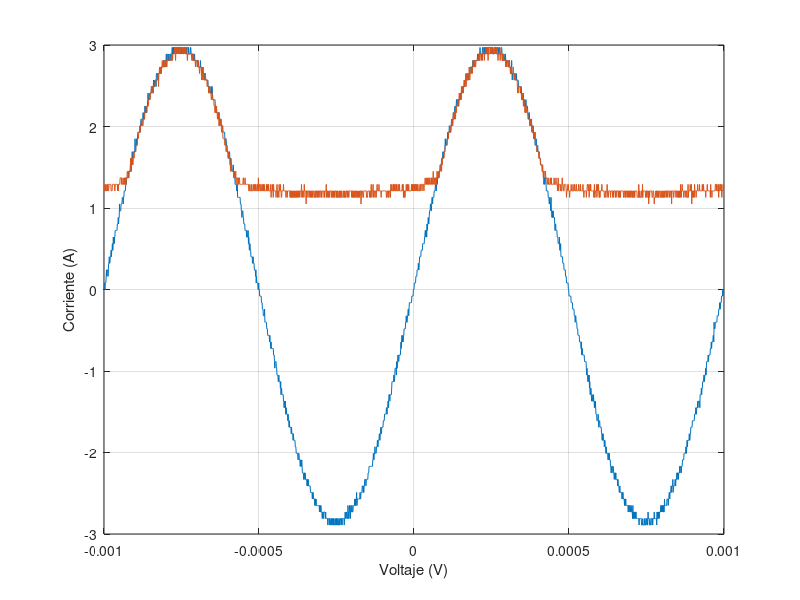

This chart was generated by the following MATLAB code:
t=[-1.00E-03
-9.99E-04
-9.98E-04
-9.97E-04
-9.96E-04
-9.95E-04
-9.94E-04
-9.93E-04
-9.92E-04
-9.91E-04
-9.90E-04
-9.89E-04
-9.88E-04
-9.87E-04
-9.86E-04
-9.85E-04
-9.84E-04
-9.83E-04
-9.82E-04
-9.81E-04
-9.80E-04
-9.79E-04
-9.78E-04
-9.77E-04
-9.76E-04
-9.75E-04
-9.74E-04
-9.73E-04
-9.72E-04
-9.71E-04
-9.70E-04
-9.69E-04
-9.68E-04
-9.67E-04
-9.66E-04
-9.65E-04
-9.64E-04
-9.63E-04
-9.62E-04
-9.61E-04
-9.60E-04
-9.59E-04
-9.58E-04
-9.57E-04
-9.56E-04
-9.55E-04
-9.54E-04
-9.53E-04
-9.52E-04
-9.51E-04
-9.50E-04
-9.49E-04
-9.48E-04
-9.47E-04
-9.46E-04
-9.45E-04
-9.44E-04
-9.43E-04
-9.42E-04
-9.41E-04
-9.40E-04
-9.39E-04
-9.38E-04
-9.37E-04
-9.36E-04
-9.35E-04
-9.34E-04
-9.33E-04
-9.32E-04
-9.31E-04
-9.30E-04
-9.29E-04
-9.28E-04
-9.27E-04
-9.26E-04
-9.25E-04
-9.24E-04
-9.23E-04
-9.22E-04
-9.21E-04
-9.20E-04
-9.19E-04
-9.18E-04
-9.17E-04
-9.16E-04
-9.15E-04
-9.14E-04
-9.13E-04
-9.12E-04
-9.11E-04
-9.10E-04
-9.09E-04
-9.08E-04
-9.07E-04
-9.06E-04
-9.05E-04
-9.04E-04
-9.03E-04
-9.02E-04
-9.01E-04
-9.00E-04
-8.99E-04
-8.98E-04
-8.97E-04
-8.96E-04
-8.95E-04
-8.94E-04
-8.93E-04
-8.92E-04
-8.91E-04
-8.90E-04
-8.89E-04
-8.88E-04
-8.87E-04
-8.86E-04
-8.85E-04
-8.84E-04
-8.83E-04
-8.82E-04
-8.81E-04
-8.80E-04
-8.79E-04
-8.78E-04
-8.77E-04
-8.76E-04
-8.75E-04
-8.74E-04
-8.73E-04
-8.72E-04
-8.71E-04
-8.70E-04
-8.69E-04
-8.68E-04
-8.67E-04
-8.66E-04
-8.65E-04
-8.64E-04
-8.63E-04
-8.62E-04
-8.61E-04
-8.60E-04
-8.59E-04
-8.58E-04
-8.57E-04
-8.56E-04
-8.55E-04
-8.54E-04
-8.53E-04
-8.52E-04
-8.51E-04
-8.50E-04
-8.49E-04
-8.48E-04
-8.47E-04
-8.46E-04
-8.45E-04
-8.44E-04
-8.43E-04
-8.42E-04
-8.41E-04
-8.40E-04
-8.39E-04
-8.38E-04
-8.37E-04
-8.36E-04
-8.35E-04
-8.34E-04
-8.33E-04
-8.32E-04
-8.31E-04
-8.30E-04
-8.29E-04
-8.28E-04
-8.27E-04
-8.26E-04
-8.25E-04
-8.24E-04
-8.23E-04
-8.22E-04
-8.21E-04
-8.20E-04
-8.19E-04
-8.18E-04
-8.17E-04
-8.16E-04
-8.15E-04
-8.14E-04
-8.13E-04
-8.12E-04
-8.11E-04
-8.10E-04
-8.09E-04
-8.08E-04
-8.07E-04
-8.06E-04
-8.05E-04
-8.04E-04
-8.03E-04
-8.02E-04
-8.01E-04
-8.00E-04
-7.99E-04
-7.98E-04
-7.97E-04
-7.96E-04
-7.95E-04
-7.94E-04
-7.93E-04
-7.92E-04
-7.91E-04
-7.90E-04
-7.89E-04
-7.88E-04
-7.87E-04
-7.86E-04
-7.85E-04
-7.84E-04
-7.83E-04
-7.82E-04
-7.81E-04
-7.80E-04
-7.79E-04
-7.78E-04
-7.77E-04
-7.76E-04
-7.75E-04
-7.74E-04
-7.73E-04
-7.72E-04
-7.71E-04
-7.70E-04
-7.69E-04
-7.68E-04
-7.67E-04
-7.66E-04
-7.65E-04
-7.64E-04
-7.63E-04
-7.62E-04
-7.61E-04
-7.60E-04
-7.59E-04
-7.58E-04
-7.57E-04
-7.56E-04
-7.55E-04
-7.54E-04
-7.53E-04
-7.52E-04
-7.51E-04
-7.50E-04
-7.49E-04
-7.48E-04
-7.47E-04
-7.46E-04
-7.45E-04
-7.44E-04
-7.43E-04
-7.42E-04
-7.41E-04
-7.40E-04
-7.39E-04
-7.38E-04
-7.37E-04
-7.36E-04
-7.35E-04
-7.34E-04
-7.33E-04
-7.32E-04
-7.31E-04
-7.30E-04
-7.29E-04
-7.28E-04
-7.27E-04
-7.26E-04
-7.25E-04
-7.24E-04
-7.23E-04
-7.22E-04
-7.21E-04
-7.20E-04
-7.19E-04
-7.18E-04
-7.17E-04
-7.16E-04
-7.15E-04
-7.14E-04
-7.13E-04
-7.12E-04
-7.11E-04
-7.10E-04
-7.09E-04
-7.08E-04
-7.07E-04
-7.06E-04
-7.05E-04
-7.04E-04
-7.03E-04
-7.02E-04
-7.01E-04
-7.00E-04
-6.99E-04
-6.98E-04
-6.97E-04
-6.96E-04
-6.95E-04
-6.94E-04
-6.93E-04
-6.92E-04
-6.91E-04
-6.90E-04
-6.89E-04
-6.88E-04
-6.87E-04
-6.86E-04
-6.85E-04
-6.84E-04
-6.83E-04
-6.82E-04
-6.81E-04
-6.80E-04
-6.79E-04
-6.78E-04
-6.77E-04
-6.76E-04
-6.75E-04
-6.74E-04
-6.73E-04
-6.72E-04
-6.71E-04
-6.70E-04
-6.69E-04
-6.68E-04
-6.67E-04
-6.66E-04
-6.65E-04
-6.64E-04
-6.63E-04
-6.62E-04
-6.61E-04
-6.60E-04
-6.59E-04
-6.58E-04
-6.57E-04
-6.56E-04
-6.55E-04
-6.54E-04
-6.53E-04
-6.52E-04
-6.51E-04
-6.50E-04
-6.49E-04
-6.48E-04
-6.47E-04
-6.46E-04
-6.45E-04
-6.44E-04
-6.43E-04
-6.42E-04
-6.41E-04
-6.40E-04
-6.39E-04
-6.38E-04
-6.37E-04
-6.36E-04
-6.35E-04
-6.34E-04
-6.33E-04
-6.32E-04
-6.31E-04
-6.30E-04
-6.29E-04
-6.28E-04
-6.27E-04
-6.26E-04
-6.25E-04
-6.24E-04
-6.23E-04
-6.22E-04
-6.21E-04
-6.20E-04
-6.19E-04
-6.18E-04
-6.17E-04
-6.16E-04
-6.15E-04
-6.14E-04
-6.13E-04
-6.12E-04
-6.11E-04
-6.10E-04
-6.09E-04
-6.08E-04
-6.07E-04
-6.06E-04
-6.05E-04
-6.04E-04
-6.03E-04
-6.02E-04
-6.01E-04
-6.00E-04
-5.99E-04
-5.98E-04
-5.97E-04
-5.96E-04
-5.95E-04
-5.94E-04
-5.93E-04
-5.92E-04
-5.91E-04
-5.90E-04
-5.89E-04
-5.88E-04
-5.87E-04
-5.86E-04
-5.85E-04
-5.84E-04
-5.83E-04
-5.82E-04
-5.81E-04
-5.80E-04
-5.79E-04
-5.78E-04
-5.77E-04
-5.76E-04
-5.75E-04
-5.74E-04
-5.73E-04
-5.72E-04
-5.71E-04
-5.70E-04
-5.69E-04
-5.68E-04
-5.67E-04
-5.66E-04
-5.65E-04
-5.64E-04
-5.63E-04
-5.62E-04
-5.61E-04
-5.60E-04
-5.59E-04
-5.58E-04
-5.57E-04
-5.56E-04
-5.55E-04
-5.54E-04
-5.53E-04
-5.52E-04
-5.51E-04
-5.50E-04
-5.49E-04
-5.48E-04
-5.47E-04
-5.46E-04
-5.45E-04
-5.44E-04
-5.43E-04
-5.42E-04
-5.41E-04
-5.40E-04
-5.39E-04
-5.38E-04
-5.37E-04
-5.36E-04
-5.35E-04
-5.34E-04
-5.33E-04
-5.32E-04
-5.31E-04
-5.30E-04
-5.29E-04
-5.28E-04
-5.27E-04
-5.26E-04
-5.25E-04
-5.24E-04
-5.23E-04
-5.22E-04
-5.21E-04
-5.20E-04
-5.19E-04
-5.18E-04
-5.17E-04
-5.16E-04
-5.15E-04
-5.14E-04
-5.13E-04
-5.12E-04
-5.11E-04
-5.10E-04
-5.09E-04
-5.08E-04
-5.07E-04
-5.06E-04
-5.05E-04
-5.04E-04
-5.03E-04
-5.02E-04
-5.01E-04
-5.00E-04
-4.99E-04
-4.98E-04
-4.97E-04
-4.96E-04
-4.95E-04
-4.94E-04
-4.93E-04
-4.92E-04
-4.91E-04
-4.90E-04
-4.89E-04
-4.88E-04
-4.87E-04
-4.86E-04
-4.85E-04
-4.84E-04
-4.83E-04
-4.82E-04
-4.81E-04
-4.80E-04
-4.79E-04
-4.78E-04
-4.77E-04
-4.76E-04
-4.75E-04
-4.74E-04
-4.73E-04
-4.72E-04
-4.71E-04
-4.70E-04
-4.69E-04
-4.68E-04
-4.67E-04
-4.66E-04
-4.65E-04
-4.64E-04
-4.63E-04
-4.62E-04
-4.61E-04
-4.60E-04
-4.59E-04
-4.58E-04
-4.57E-04
-4.56E-04
-4.55E-04
-4.54E-04
-4.53E-04
-4.52E-04
-4.51E-04
-4.50E-04
-4.49E-04
-4.48E-04
-4.47E-04
-4.46E-04
-4.45E-04
-4.44E-04
-4.43E-04
-4.42E-04
-4.41E-04
-4.40E-04
-4.39E-04
-4.38E-04
-4.37E-04
-4.36E-04
-4.35E-04
-4.34E-04
-4.33E-04
-4.32E-04
-4.31E-04
-4.30E-04
-4.29E-04
-4.28E-04
-4.27E-04
-4.26E-04
-4.25E-04
-4.24E-04
-4.23E-04
-4.22E-04
-4.21E-04
-4.20E-04
-4.19E-04
-4.18E-04
-4.17E-04
-4.16E-04
-4.15E-04
-4.14E-04
-4.13E-04
-4.12E-04
-4.11E-04
-4.10E-04
-4.09E-04
-4.08E-04
-4.07E-04
-4.06E-04
-4.05E-04
-4.04E-04
-4.03E-04
-4.02E-04
-4.01E-04
-4.00E-04
-3.99E-04
-3.98E-04
-3.97E-04
-3.96E-04
-3.95E-04
-3.94E-04
-3.93E-04
-3.92E-04
-3.91E-04
-3.90E-04
-3.89E-04
-3.88E-04
-3.87E-04
-3.86E-04
-3.85E-04
-3.84E-04
-3.83E-04
-3.82E-04
-3.81E-04
-3.80E-04
-3.79E-04
-3.78E-04
-3.77E-04
-3.76E-04
-3.75E-04
-3.74E-04
-3.73E-04
-3.72E-04
-3.71E-04
-3.70E-04
-3.69E-04
-3.68E-04
-3.67E-04
-3.66E-04
-3.65E-04
-3.64E-04
-3.63E-04
-3.62E-04
-3.61E-04
-3.60E-04
-3.59E-04
-3.58E-04
-3.57E-04
-3.56E-04
-3.55E-04
-3.54E-04
-3.53E-04
-3.52E-04
-3.51E-04
-3.50E-04
-3.49E-04
-3.48E-04
-3.47E-04
-3.46E-04
-3.45E-04
-3.44E-04
-3.43E-04
-3.42E-04
-3.41E-04
-3.40E-04
-3.39E-04
-3.38E-04
-3.37E-04
-3.36E-04
-3.35E-04
-3.34E-04
-3.33E-04
-3.32E-04
-3.31E-04
-3.30E-04
-3.29E-04
-3.28E-04
-3.27E-04
-3.26E-04
-3.25E-04
-3.24E-04
-3.23E-04
-3.22E-04
-3.21E-04
-3.20E-04
-3.19E-04
-3.18E-04
-3.17E-04
-3.16E-04
-3.15E-04
-3.14E-04
-3.13E-04
-3.12E-04
-3.11E-04
-3.10E-04
-3.09E-04
-3.08E-04
-3.07E-04
-3.06E-04
-3.05E-04
-3.04E-04
-3.03E-04
-3.02E-04
-3.01E-04
-3.00E-04
-2.99E-04
-2.98E-04
-2.97E-04
-2.96E-04
-2.95E-04
-2.94E-04
-2.93E-04
-2.92E-04
-2.91E-04
-2.90E-04
-2.89E-04
-2.88E-04
-2.87E-04
-2.86E-04
-2.85E-04
-2.84E-04
-2.83E-04
-2.82E-04
-2.81E-04
-2.80E-04
-2.79E-04
-2.78E-04
-2.77E-04
-2.76E-04
-2.75E-04
-2.74E-04
-2.73E-04
-2.72E-04
-2.71E-04
-2.70E-04
-2.69E-04
-2.68E-04
-2.67E-04
-2.66E-04
-2.65E-04
-2.64E-04
-2.63E-04
-2.62E-04
-2.61E-04
-2.60E-04
-2.59E-04
-2.58E-04
-2.57E-04
-2.56E-04
-2.55E-04
-2.54E-04
-2.53E-04
-2.52E-04
-2.51E-04
-2.50E-04
-2.49E-04
-2.48E-04
-2.47E-04
-2.46E-04
-2.45E-04
-2.44E-04
-2.43E-04
-2.42E-04
-2.41E-04
-2.40E-04
-2.39E-04
-2.38E-04
-2.37E-04
-2.36E-04
-2.35E-04
-2.34E-04
-2.33E-04
-2.32E-04
-2.31E-04
-2.30E-04
-2.29E-04
-2.28E-04
-2.27E-04
-2.26E-04
-2.25E-04
-2.24E-04
-2.23E-04
-2.22E-04
-2.21E-04
-2.20E-04
-2.19E-04
-2.18E-04
-2.17E-04
-2.16E-04
-2.15E-04
-2.14E-04
-2.13E-04
-2.12E-04
-2.11E-04
-2.10E-04
-2.09E-04
-2.08E-04
-2.07E-04
-2.06E-04
-2.05E-04
-2.04E-04
-2.03E-04
-2.02E-04
-2.01E-04
-2.00E-04
-1.99E-04
-1.98E-04
-1.97E-04
-1.96E-04
-1.95E-04
-1.94E-04
-1.93E-04
-1.92E-04
-1.91E-04
-1.90E-04
-1.89E-04
-1.88E-04
-1.87E-04
-1.86E-04
-1.85E-04
-1.84E-04
-1.83E-04
-1.82E-04
-1.81E-04
-1.80E-04
-1.79E-04
-1.78E-04
-1.77E-04
-1.76E-04
-1.75E-04
-1.74E-04
-1.73E-04
-1.72E-04
-1.71E-04
-1.70E-04
-1.69E-04
-1.68E-04
-1.67E-04
-1.66E-04
-1.65E-04
-1.64E-04
-1.63E-04
-1.62E-04
-1.61E-04
-1.60E-04
-1.59E-04
-1.58E-04
-1.57E-04
-1.56E-04
-1.55E-04
-1.54E-04
-1.53E-04
-1.52E-04
-1.51E-04
-1.50E-04
-1.49E-04
-1.48E-04
-1.47E-04
-1.46E-04
-1.45E-04
-1.44E-04
-1.43E-04
-1.42E-04
-1.41E-04
-1.40E-04
-1.39E-04
-1.38E-04
-1.37E-04
-1.36E-04
-1.35E-04
-1.34E-04
-1.33E-04
-1.32E-04
-1.31E-04
-1.30E-04
-1.29E-04
-1.28E-04
-1.27E-04
-1.26E-04
-1.25E-04
-1.24E-04
-1.23E-04
-1.22E-04
-1.21E-04
-1.20E-04
-1.19E-04
-1.18E-04
-1.17E-04
-1.16E-04
-1.15E-04
-1.14E-04
-1.13E-04
-1.12E-04
-1.11E-04
-1.10E-04
-1.09E-04
-1.08E-04
-1.07E-04
-1.06E-04
-1.05E-04
-1.04E-04
-1.03E-04
-1.02E-04
-1.01E-04
-1.00E-04
-9.90E-05
-9.80E-05
-9.70E-05
-9.60E-05
-9.50E-05
-9.40E-05
-9.30E-05
-9.20E-05
-9.10E-05
-9.00E-05
-8.90E-05
-8.80E-05
-8.70E-05
-8.60E-05
-8.50E-05
-8.40E-05
-8.30E-05
-8.20E-05
-8.10E-05
-8.00E-05
-7.90E-05
-7.80E-05
-7.70E-05
-7.60E-05
-7.50E-05
-7.40E-05
-7.30E-05
-7.20E-05
-7.10E-05
-7.00E-05
-6.90E-05
-6.80E-05
-6.70E-05
-6.60E-05
-6.50E-05
-6.40E-05
-6.30E-05
-6.20E-05
-6.10E-05
-6.00E-05
-5.90E-05
-5.80E-05
-5.70E-05
-5.60E-05
-5.50E-05
-5.40E-05
-5.30E-05
-5.20E-05
-5.10E-05
-5.00E-05
-4.90E-05
-4.80E-05
-4.70E-05
-4.60E-05
-4.50E-05
-4.40E-05
-4.30E-05
-4.20E-05
-4.10E-05
-4.00E-05
-3.90E-05
-3.80E-05
-3.70E-05
-3.60E-05
-3.50E-05
-3.40E-05
-3.30E-05
-3.20E-05
-3.10E-05
-3.00E-05
-2.90E-05
-2.80E-05
-2.70E-05
-2.60E-05
-2.50E-05
-2.40E-05
-2.30E-05
-2.20E-05
-2.10E-05
-2.00E-05
-1.90E-05
-1.80E-05
-1.70E-05
-1.60E-05
-1.50E-05
-1.40E-05
-1.30E-05
-1.20E-05
-1.10E-05
-1.00E-05
-9.00E-06
-8.00E-06
-7.00E-06
-6.00E-06
-5.00E-06
-4.00E-06
-3.00E-06
-2.00E-06
-1.00E-06
0.00E+00
1.00E-06
2.00E-06
3.00E-06
4.00E-06
5.00E-06
6.00E-06
7.00E-06
8.00E-06
9.00E-06
1.00E-05
1.10E-05
1.20E-05
1.30E-05
1.40E-05
1.50E-05
1.60E-05
1.70E-05
1.80E-05
1.90E-05
2.00E-05
2.10E-05
2.20E-05
2.30E-05
2.40E-05
2.50E-05
2.60E-05
2.70E-05
2.80E-05
2.90E-05
3.00E-05
3.10E-05
3.20E-05
3.30E-05
3.40E-05
3.50E-05
3.60E-05
3.70E-05
3.80E-05
3.90E-05
4.00E-05
4.10E-05
4.20E-05
4.30E-05
4.40E-05
4.50E-05
4.60E-05
4.70E-05
4.80E-05
4.90E-05
5.00E-05
5.10E-05
5.20E-05
5.30E-05
5.40E-05
5.50E-05
5.60E-05
5.70E-05
5.80E-05
5.90E-05
6.00E-05
6.10E-05
6.20E-05
6.30E-05
6.40E-05
6.50E-05
6.60E-05
6.70E-05
6.80E-05
6.90E-05
7.00E-05
7.10E-05
7.20E-05
7.30E-05
7.40E-05
7.50E-05
7.60E-05
7.70E-05
7.80E-05
7.90E-05
8.00E-05
8.10E-05
8.20E-05
8.30E-05
8.40E-05
8.50E-05
8.60E-05
8.70E-05
8.80E-05
8.90E-05
9.00E-05
9.10E-05
9.20E-05
9.30E-05
9.40E-05
9.50E-05
9.60E-05
9.70E-05
9.80E-05
9.90E-05
1.00E-04
1.01E-04
1.02E-04
1.03E-04
1.04E-04
1.05E-04
1.06E-04
1.07E-04
1.08E-04
1.09E-04
1.10E-04
1.11E-04
1.12E-04
1.13E-04
1.14E-04
1.15E-04
1.16E-04
1.17E-04
1.18E-04
1.19E-04
1.20E-04
1.21E-04
1.22E-04
1.23E-04
1.24E-04
1.25E-04
1.26E-04
1.27E-04
1.28E-04
1.29E-04
1.30E-04
1.31E-04
1.32E-04
1.33E-04
1.34E-04
1.35E-04
1.36E-04
1.37E-04
1.38E-04
1.39E-04
1.40E-04
1.41E-04
1.42E-04
1.43E-04
1.44E-04
1.45E-04
1.46E-04
1.47E-04
1.48E-04
1.49E-04
1.50E-04
1.51E-04
1.52E-04
1.53E-04
1.54E-04
1.55E-04
1.56E-04
1.57E-04
1.58E-04
1.59E-04
1.60E-04
1.61E-04
1.62E-04
1.63E-04
1.64E-04
1.65E-04
1.66E-04
1.67E-04
1.68E-04
1.69E-04
1.70E-04
1.71E-04
1.72E-04
1.73E-04
1.74E-04
1.75E-04
1.76E-04
1.77E-04
1.78E-04
1.79E-04
1.80E-04
1.81E-04
1.82E-04
1.83E-04
1.84E-04
1.85E-04
1.86E-04
1.87E-04
1.88E-04
1.89E-04
1.90E-04
1.91E-04
1.92E-04
1.93E-04
1.94E-04
1.95E-04
1.96E-04
1.97E-04
1.98E-04
1.99E-04
2.00E-04
2.01E-04
2.02E-04
2.03E-04
2.04E-04
2.05E-04
2.06E-04
2.07E-04
2.08E-04
2.09E-04
2.10E-04
2.11E-04
2.12E-04
2.13E-04
2.14E-04
2.15E-04
2.16E-04
2.17E-04
2.18E-04
2.19E-04
2.20E-04
2.21E-04
2.22E-04
2.23E-04
2.24E-04
2.25E-04
2.26E-04
2.27E-04
2.28E-04
2.29E-04
2.30E-04
2.31E-04
2.32E-04
2.33E-04
2.34E-04
2.35E-04
2.36E-04
2.37E-04
2.38E-04
2.39E-04
2.40E-04
2.41E-04
2.42E-04
2.43E-04
2.44E-04
2.45E-04
2.46E-04
2.47E-04
2.48E-04
2.49E-04
2.50E-04
2.51E-04
2.52E-04
2.53E-04
2.54E-04
2.55E-04
2.56E-04
2.57E-04
2.58E-04
2.59E-04
2.60E-04
2.61E-04
2.62E-04
2.63E-04
2.64E-04
2.65E-04
2.66E-04
2.67E-04
2.68E-04
2.69E-04
2.70E-04
2.71E-04
2.72E-04
2.73E-04
2.74E-04
2.75E-04
2.76E-04
2.77E-04
2.78E-04
2.79E-04
2.80E-04
2.81E-04
2.82E-04
2.83E-04
2.84E-04
2.85E-04
2.86E-04
2.87E-04
2.88E-04
2.89E-04
2.90E-04
2.91E-04
2.92E-04
2.93E-04
2.94E-04
2.95E-04
2.96E-04
2.97E-04
2.98E-04
2.99E-04
3.00E-04
3.01E-04
3.02E-04
3.03E-04
3.04E-04
3.05E-04
3.06E-04
3.07E-04
3.08E-04
3.09E-04
3.10E-04
3.11E-04
3.12E-04
3.13E-04
3.14E-04
3.15E-04
3.16E-04
3.17E-04
3.18E-04
3.19E-04
3.20E-04
3.21E-04
3.22E-04
3.23E-04
3.24E-04
3.25E-04
3.26E-04
3.27E-04
3.28E-04
3.29E-04
3.30E-04
3.31E-04
3.32E-04
3.33E-04
3.34E-04
3.35E-04
3.36E-04
3.37E-04
3.38E-04
3.39E-04
3.40E-04
3.41E-04
3.42E-04
3.43E-04
3.44E-04
3.45E-04
3.46E-04
3.47E-04
3.48E-04
3.49E-04
3.50E-04
3.51E-04
3.52E-04
3.53E-04
3.54E-04
3.55E-04
3.56E-04
3.57E-04
3.58E-04
3.59E-04
3.60E-04
3.61E-04
3.62E-04
3.63E-04
3.64E-04
3.65E-04
3.66E-04
3.67E-04
3.68E-04
3.69E-04
3.70E-04
3.71E-04
3.72E-04
3.73E-04
3.74E-04
3.75E-04
3.76E-04
3.77E-04
3.78E-04
3.79E-04
3.80E-04
3.81E-04
3.82E-04
3.83E-04
3.84E-04
3.85E-04
3.86E-04
3.87E-04
3.88E-04
3.89E-04
3.90E-04
3.91E-04
3.92E-04
3.93E-04
3.94E-04
3.95E-04
3.96E-04
3.97E-04
3.98E-04
3.99E-04
4.00E-04
4.01E-04
4.02E-04
4.03E-04
4.04E-04
4.05E-04
4.06E-04
4.07E-04
4.08E-04
4.09E-04
4.10E-04
4.11E-04
4.12E-04
4.13E-04
4.14E-04
4.15E-04
4.16E-04
4.17E-04
4.18E-04
4.19E-04
4.20E-04
4.21E-04
4.22E-04
4.23E-04
4.24E-04
4.25E-04
4.26E-04
4.27E-04
4.28E-04
4.29E-04
4.30E-04
4.31E-04
4.32E-04
4.33E-04
4.34E-04
4.35E-04
4.36E-04
4.37E-04
4.38E-04
4.39E-04
4.40E-04
4.41E-04
4.42E-04
4.43E-04
4.44E-04
4.45E-04
4.46E-04
4.47E-04
4.48E-04
4.49E-04
4.50E-04
4.51E-04
4.52E-04
4.53E-04
4.54E-04
4.55E-04
4.56E-04
4.57E-04
4.58E-04
4.59E-04
4.60E-04
4.61E-04
4.62E-04
4.63E-04
4.64E-04
4.65E-04
4.66E-04
4.67E-04
4.68E-04
4.69E-04
4.70E-04
4.71E-04
4.72E-04
4.73E-04
4.74E-04
4.75E-04
4.76E-04
4.77E-04
4.78E-04
4.79E-04
4.80E-04
4.81E-04
4.82E-04
4.83E-04
4.84E-04
4.85E-04
4.86E-04
4.87E-04
4.88E-04
4.89E-04
4.90E-04
4.91E-04
4.92E-04
4.93E-04
4.94E-04
4.95E-04
4.96E-04
4.97E-04
4.98E-04
4.99E-04
5.00E-04
5.01E-04
5.02E-04
5.03E-04
5.04E-04
5.05E-04
5.06E-04
5.07E-04
5.08E-04
5.09E-04
5.10E-04
5.11E-04
5.12E-04
5.13E-04
5.14E-04
5.15E-04
5.16E-04
5.17E-04
5.18E-04
5.19E-04
5.20E-04
5.21E-04
5.22E-04
5.23E-04
5.24E-04
5.25E-04
5.26E-04
5.27E-04
5.28E-04
5.29E-04
5.30E-04
5.31E-04
5.32E-04
5.33E-04
5.34E-04
5.35E-04
5.36E-04
5.37E-04
5.38E-04
5.39E-04
5.40E-04
5.41E-04
5.42E-04
5.43E-04
5.44E-04
5.45E-04
5.46E-04
5.47E-04
5.48E-04
5.49E-04
5.50E-04
5.51E-04
5.52E-04
5.53E-04
5.54E-04
5.55E-04
5.56E-04
5.57E-04
5.58E-04
5.59E-04
5.60E-04
5.61E-04
5.62E-04
5.63E-04
5.64E-04
5.65E-04
5.66E-04
5.67E-04
5.68E-04
5.69E-04
5.70E-04
5.71E-04
5.72E-04
5.73E-04
5.74E-04
5.75E-04
5.76E-04
5.77E-04
5.78E-04
5.79E-04
5.80E-04
5.81E-04
5.82E-04
5.83E-04
5.84E-04
5.85E-04
5.86E-04
5.87E-04
5.88E-04
5.89E-04
5.90E-04
5.91E-04
5.92E-04
5.93E-04
5.94E-04
5.95E-04
5.96E-04
5.97E-04
5.98E-04
5.99E-04
6.00E-04
6.01E-04
6.02E-04
6.03E-04
6.04E-04
6.05E-04
6.06E-04
6.07E-04
6.08E-04
6.09E-04
6.10E-04
6.11E-04
6.12E-04
6.13E-04
6.14E-04
6.15E-04
6.16E-04
6.17E-04
6.18E-04
6.19E-04
6.20E-04
6.21E-04
6.22E-04
6.23E-04
6.24E-04
6.25E-04
6.26E-04
6.27E-04
6.28E-04
6.29E-04
6.30E-04
6.31E-04
6.32E-04
6.33E-04
6.34E-04
6.35E-04
6.36E-04
6.37E-04
6.38E-04
6.39E-04
6.40E-04
6.41E-04
6.42E-04
6.43E-04
6.44E-04
6.45E-04
6.46E-04
6.47E-04
6.48E-04
6.49E-04
6.50E-04
6.51E-04
6.52E-04
6.53E-04
6.54E-04
6.55E-04
6.56E-04
6.57E-04
6.58E-04
6.59E-04
6.60E-04
6.61E-04
6.62E-04
6.63E-04
6.64E-04
6.65E-04
6.66E-04
6.67E-04
6.68E-04
6.69E-04
6.70E-04
6.71E-04
6.72E-04
6.73E-04
6.74E-04
6.75E-04
6.76E-04
6.77E-04
6.78E-04
6.79E-04
6.80E-04
6.81E-04
6.82E-04
6.83E-04
6.84E-04
6.85E-04
6.86E-04
6.87E-04
6.88E-04
6.89E-04
6.90E-04
6.91E-04
6.92E-04
6.93E-04
6.94E-04
6.95E-04
6.96E-04
6.97E-04
6.98E-04
6.99E-04
7.00E-04
7.01E-04
7.02E-04
7.03E-04
7.04E-04
7.05E-04
7.06E-04
7.07E-04
7.08E-04
7.09E-04
7.10E-04
7.11E-04
7.12E-04
7.13E-04
7.14E-04
7.15E-04
7.16E-04
7.17E-04
7.18E-04
7.19E-04
7.20E-04
7.21E-04
7.22E-04
7.23E-04
7.24E-04
7.25E-04
7.26E-04
7.27E-04
7.28E-04
7.29E-04
7.30E-04
7.31E-04
7.32E-04
7.33E-04
7.34E-04
7.35E-04
7.36E-04
7.37E-04
7.38E-04
7.39E-04
7.40E-04
7.41E-04
7.42E-04
7.43E-04
7.44E-04
7.45E-04
7.46E-04
7.47E-04
7.48E-04
7.49E-04
7.50E-04
7.51E-04
7.52E-04
7.53E-04
7.54E-04
7.55E-04
7.56E-04
7.57E-04
7.58E-04
7.59E-04
7.60E-04
7.61E-04
7.62E-04
7.63E-04
7.64E-04
7.65E-04
7.66E-04
7.67E-04
7.68E-04
7.69E-04
7.70E-04
7.71E-04
7.72E-04
7.73E-04
7.74E-04
7.75E-04
7.76E-04
7.77E-04
7.78E-04
7.79E-04
7.80E-04
7.81E-04
7.82E-04
7.83E-04
7.84E-04
7.85E-04
7.86E-04
7.87E-04
7.88E-04
7.89E-04
7.90E-04
7.91E-04
7.92E-04
7.93E-04
7.94E-04
7.95E-04
7.96E-04
7.97E-04
7.98E-04
7.99E-04
8.00E-04
8.01E-04
8.02E-04
8.03E-04
8.04E-04
8.05E-04
8.06E-04
8.07E-04
8.08E-04
8.09E-04
8.10E-04
8.11E-04
8.12E-04
8.13E-04
8.14E-04
8.15E-04
8.16E-04
8.17E-04
8.18E-04
8.19E-04
8.20E-04
8.21E-04
8.22E-04
8.23E-04
8.24E-04
8.25E-04
8.26E-04
8.27E-04
8.28E-04
8.29E-04
8.30E-04
8.31E-04
8.32E-04
8.33E-04
8.34E-04
8.35E-04
8.36E-04
8.37E-04
8.38E-04
8.39E-04
8.40E-04
8.41E-04
8.42E-04
8.43E-04
8.44E-04
8.45E-04
8.46E-04
8.47E-04
8.48E-04
8.49E-04
8.50E-04
8.51E-04
8.52E-04
8.53E-04
8.54E-04
8.55E-04
8.56E-04
8.57E-04
8.58E-04
8.59E-04
8.60E-04
8.61E-04
8.62E-04
8.63E-04
8.64E-04
8.65E-04
8.66E-04
8.67E-04
8.68E-04
8.69E-04
8.70E-04
8.71E-04
8.72E-04
8.73E-04
8.74E-04
8.75E-04
8.76E-04
8.77E-04
8.78E-04
8.79E-04
8.80E-04
8.81E-04
8.82E-04
8.83E-04
8.84E-04
8.85E-04
8.86E-04
8.87E-04
8.88E-04
8.89E-04
8.90E-04
8.91E-04
8.92E-04
8.93E-04
8.94E-04
8.95E-04
8.96E-04
8.97E-04
8.98E-04
8.99E-04
9.00E-04
9.01E-04
9.02E-04
9.03E-04
9.04E-04
9.05E-04
9.06E-04
9.07E-04
9.08E-04
9.09E-04
9.10E-04
9.11E-04
9.12E-04
9.13E-04
9.14E-04
9.15E-04
9.16E-04
9.17E-04
9.18E-04
9.19E-04
9.20E-04
9.21E-04
9.22E-04
9.23E-04
9.24E-04
9.25E-04
9.26E-04
9.27E-04
9.28E-04
9.29E-04
9.30E-04
9.31E-04
9.32E-04
9.33E-04
9.34E-04
9.35E-04
9.36E-04
9.37E-04
9.38E-04
9.39E-04
9.40E-04
9.41E-04
9.42E-04
9.43E-04
9.44E-04
9.45E-04
9.46E-04
9.47E-04
9.48E-04
9.49E-04
9.50E-04
9.51E-04
9.52E-04
9.53E-04
9.54E-04
9.55E-04
9.56E-04
9.57E-04
9.58E-04
9.59E-04
9.60E-04
9.61E-04
9.62E-04
9.63E-04
9.64E-04
9.65E-04
9.66E-04
9.67E-04
9.68E-04
9.69E-04
9.70E-04
9.71E-04
9.72E-04
9.73E-04
9.74E-04
9.75E-04
9.76E-04
9.77E-04
9.78E-04
9.79E-04
9.80E-04
9.81E-04
9.82E-04
9.83E-04
9.84E-04
9.85E-04
9.86E-04
9.87E-04
9.88E-04
9.89E-04
9.90E-04
9.91E-04
9.92E-04
9.93E-04
9.94E-04
9.95E-04
9.96E-04
9.97E-04
9.98E-04
9.99E-04];
x=[0.00E+00
8.04E-02
8.04E-02
0.00E+00
8.04E-02
8.04E-02
8.04E-02
1.61E-01
2.41E-01
1.61E-01
2.41E-01
2.41E-01
2.41E-01
1.61E-01
2.41E-01
3.22E-01
3.22E-01
4.02E-01
3.22E-01
3.22E-01
4.02E-01
4.02E-01
4.02E-01
4.82E-01
4.02E-01
4.82E-01
4.82E-01
5.63E-01
4.82E-01
4.82E-01
6.43E-01
5.63E-01
6.43E-01
5.63E-01
6.43E-01
6.43E-01
7.24E-01
7.24E-01
7.24E-01
7.24E-01
7.24E-01
7.24E-01
7.24E-01
8.04E-01
8.04E-01
8.04E-01
8.84E-01
8.04E-01
8.84E-01
8.84E-01
1.05E+00
9.65E-01
9.65E-01
9.65E-01
9.65E-01
1.05E+00
1.05E+00
1.05E+00
1.05E+00
1.13E+00
1.13E+00
1.13E+00
1.05E+00
1.13E+00
1.13E+00
1.21E+00
1.21E+00
1.21E+00
1.21E+00
1.21E+00
1.29E+00
1.37E+00
1.29E+00
1.37E+00
1.37E+00
1.37E+00
1.37E+00
1.37E+00
1.37E+00
1.45E+00
1.37E+00
1.45E+00
1.45E+00
1.45E+00
1.45E+00
1.45E+00
1.53E+00
1.53E+00
1.45E+00
1.61E+00
1.61E+00
1.69E+00
1.61E+00
1.53E+00
1.69E+00
1.69E+00
1.69E+00
1.69E+00
1.69E+00
1.69E+00
1.85E+00
1.77E+00
1.69E+00
1.77E+00
1.77E+00
1.85E+00
1.77E+00
1.85E+00
1.85E+00
1.93E+00
1.93E+00
1.93E+00
1.93E+00
1.93E+00
1.93E+00
1.93E+00
2.01E+00
1.93E+00
2.01E+00
2.09E+00
2.09E+00
2.09E+00
2.01E+00
2.09E+00
2.09E+00
2.09E+00
2.17E+00
2.09E+00
2.09E+00
2.17E+00
2.09E+00
2.09E+00
2.25E+00
2.17E+00
2.17E+00
2.25E+00
2.17E+00
2.25E+00
2.17E+00
2.25E+00
2.25E+00
2.33E+00
2.41E+00
2.33E+00
2.33E+00
2.33E+00
2.41E+00
2.33E+00
2.41E+00
2.41E+00
2.41E+00
2.41E+00
2.41E+00
2.49E+00
2.41E+00
2.49E+00
2.49E+00
2.49E+00
2.41E+00
2.49E+00
2.57E+00
2.49E+00
2.57E+00
2.49E+00
2.49E+00
2.57E+00
2.57E+00
2.57E+00
2.49E+00
2.65E+00
2.65E+00
2.65E+00
2.57E+00
2.65E+00
2.65E+00
2.57E+00
2.65E+00
2.65E+00
2.65E+00
2.65E+00
2.65E+00
2.73E+00
2.65E+00
2.65E+00
2.73E+00
2.73E+00
2.73E+00
2.73E+00
2.73E+00
2.73E+00
2.73E+00
2.73E+00
2.81E+00
2.81E+00
2.81E+00
2.81E+00
2.81E+00
2.73E+00
2.81E+00
2.73E+00
2.81E+00
2.89E+00
2.81E+00
2.81E+00
2.89E+00
2.81E+00
2.89E+00
2.81E+00
2.81E+00
2.89E+00
2.81E+00
2.81E+00
2.81E+00
2.89E+00
2.89E+00
2.89E+00
2.81E+00
2.89E+00
2.89E+00
2.89E+00
2.97E+00
2.89E+00
2.97E+00
2.89E+00
2.97E+00
2.97E+00
2.89E+00
2.97E+00
2.97E+00
2.97E+00
2.97E+00
2.97E+00
2.97E+00
2.89E+00
2.97E+00
2.97E+00
2.89E+00
2.97E+00
2.97E+00
2.97E+00
2.97E+00
2.97E+00
2.97E+00
2.97E+00
2.97E+00
2.89E+00
2.97E+00
2.97E+00
2.97E+00
2.97E+00
2.89E+00
2.97E+00
2.97E+00
2.97E+00
2.97E+00
2.97E+00
2.89E+00
2.89E+00
2.97E+00
2.97E+00
2.97E+00
2.97E+00
2.89E+00
2.97E+00
2.89E+00
2.97E+00
2.89E+00
2.89E+00
2.97E+00
2.97E+00
2.97E+00
2.97E+00
2.89E+00
2.97E+00
2.89E+00
2.89E+00
2.89E+00
2.89E+00
2.89E+00
2.97E+00
2.97E+00
2.89E+00
2.89E+00
2.89E+00
2.89E+00
2.89E+00
2.89E+00
2.89E+00
2.89E+00
2.81E+00
2.89E+00
2.81E+00
2.89E+00
2.81E+00
2.81E+00
2.81E+00
2.81E+00
2.81E+00
2.81E+00
2.81E+00
2.81E+00
2.73E+00
2.81E+00
2.81E+00
2.81E+00
2.73E+00
2.73E+00
2.73E+00
2.73E+00
2.73E+00
2.73E+00
2.81E+00
2.73E+00
2.73E+00
2.73E+00
2.65E+00
2.73E+00
2.65E+00
2.65E+00
2.65E+00
2.65E+00
2.65E+00
2.65E+00
2.57E+00
2.65E+00
2.65E+00
2.57E+00
2.65E+00
2.57E+00
2.57E+00
2.57E+00
2.57E+00
2.57E+00
2.57E+00
2.57E+00
2.57E+00
2.49E+00
2.49E+00
2.49E+00
2.41E+00
2.49E+00
2.49E+00
2.49E+00
2.41E+00
2.41E+00
2.41E+00
2.49E+00
2.41E+00
2.49E+00
2.49E+00
2.41E+00
2.33E+00
2.33E+00
2.33E+00
2.33E+00
2.33E+00
2.33E+00
2.33E+00
2.33E+00
2.25E+00
2.25E+00
2.17E+00
2.17E+00
2.17E+00
2.17E+00
2.17E+00
2.17E+00
2.17E+00
2.17E+00
2.17E+00
2.17E+00
2.17E+00
2.09E+00
2.09E+00
2.09E+00
2.09E+00
2.09E+00
2.09E+00
2.01E+00
2.01E+00
2.01E+00
2.01E+00
2.01E+00
2.01E+00
1.93E+00
1.93E+00
1.93E+00
1.93E+00
1.93E+00
1.93E+00
1.85E+00
1.85E+00
1.85E+00
1.85E+00
1.85E+00
1.77E+00
1.77E+00
1.69E+00
1.69E+00
1.69E+00
1.69E+00
1.69E+00
1.61E+00
1.61E+00
1.69E+00
1.69E+00
1.61E+00
1.53E+00
1.61E+00
1.61E+00
1.61E+00
1.53E+00
1.53E+00
1.45E+00
1.45E+00
1.45E+00
1.45E+00
1.53E+00
1.45E+00
1.37E+00
1.37E+00
1.37E+00
1.37E+00
1.29E+00
1.29E+00
1.29E+00
1.29E+00
1.29E+00
1.21E+00
1.21E+00
1.29E+00
1.13E+00
1.13E+00
1.13E+00
1.13E+00
1.13E+00
1.13E+00
1.13E+00
1.13E+00
1.13E+00
1.05E+00
1.05E+00
1.05E+00
9.65E-01
9.65E-01
8.84E-01
9.65E-01
9.65E-01
9.65E-01
8.84E-01
8.84E-01
8.04E-01
8.04E-01
8.04E-01
8.04E-01
7.24E-01
7.24E-01
7.24E-01
7.24E-01
7.24E-01
6.43E-01
7.24E-01
6.43E-01
6.43E-01
6.43E-01
7.24E-01
5.63E-01
6.43E-01
5.63E-01
4.82E-01
5.63E-01
5.63E-01
4.82E-01
4.82E-01
4.02E-01
4.02E-01
4.02E-01
4.02E-01
4.02E-01
3.22E-01
3.22E-01
4.02E-01
3.22E-01
3.22E-01
3.22E-01
2.41E-01
2.41E-01
2.41E-01
2.41E-01
1.61E-01
2.41E-01
8.04E-02
1.61E-01
8.04E-02
8.04E-02
8.04E-02
8.04E-02
0.00E+00
0.00E+00
8.04E-02
0.00E+00
0.00E+00
-8.04E-02
-8.04E-02
-8.04E-02
-8.04E-02
-8.04E-02
-8.04E-02
-1.61E-01
-1.61E-01
-1.61E-01
-2.41E-01
-2.41E-01
-2.41E-01
-3.22E-01
-3.22E-01
-3.22E-01
-3.22E-01
-2.41E-01
-4.02E-01
-4.02E-01
-4.02E-01
-4.02E-01
-4.02E-01
-4.02E-01
-4.82E-01
-4.82E-01
-4.82E-01
-5.63E-01
-5.63E-01
-5.63E-01
-5.63E-01
-5.63E-01
-5.63E-01
-6.43E-01
-5.63E-01
-6.43E-01
-6.43E-01
-7.24E-01
-6.43E-01
-7.24E-01
-7.24E-01
-7.24E-01
-7.24E-01
-7.24E-01
-7.24E-01
-7.24E-01
-8.04E-01
-8.04E-01
-8.04E-01
-8.84E-01
-9.65E-01
-8.84E-01
-8.84E-01
-8.84E-01
-8.84E-01
-9.65E-01
-9.65E-01
-1.05E+00
-1.05E+00
-1.05E+00
-1.05E+00
-1.13E+00
-1.13E+00
-1.05E+00
-1.13E+00
-1.13E+00
-1.13E+00
-1.13E+00
-1.21E+00
-1.13E+00
-1.29E+00
-1.21E+00
-1.21E+00
-1.29E+00
-1.29E+00
-1.29E+00
-1.29E+00
-1.29E+00
-1.37E+00
-1.37E+00
-1.45E+00
-1.37E+00
-1.37E+00
-1.45E+00
-1.37E+00
-1.53E+00
-1.53E+00
-1.45E+00
-1.53E+00
-1.53E+00
-1.53E+00
-1.53E+00
-1.61E+00
-1.53E+00
-1.61E+00
-1.61E+00
-1.69E+00
-1.61E+00
-1.69E+00
-1.69E+00
-1.69E+00
-1.69E+00
-1.69E+00
-1.77E+00
-1.69E+00
-1.77E+00
-1.77E+00
-1.77E+00
-1.77E+00
-1.85E+00
-1.77E+00
-1.85E+00
-1.85E+00
-1.85E+00
-1.85E+00
-1.85E+00
-1.93E+00
-1.93E+00
-1.93E+00
-2.01E+00
-2.01E+00
-2.01E+00
-2.01E+00
-2.01E+00
-2.01E+00
-2.09E+00
-2.01E+00
-2.01E+00
-2.01E+00
-2.09E+00
-2.09E+00
-2.09E+00
-2.17E+00
-2.09E+00
-2.17E+00
-2.17E+00
-2.17E+00
-2.09E+00
-2.17E+00
-2.25E+00
-2.25E+00
-2.25E+00
-2.25E+00
-2.33E+00
-2.33E+00
-2.25E+00
-2.25E+00
-2.33E+00
-2.25E+00
-2.33E+00
-2.33E+00
-2.33E+00
-2.33E+00
-2.33E+00
-2.41E+00
-2.33E+00
-2.41E+00
-2.41E+00
-2.33E+00
-2.41E+00
-2.41E+00
-2.41E+00
-2.41E+00
-2.41E+00
-2.41E+00
-2.49E+00
-2.49E+00
-2.49E+00
-2.49E+00
-2.49E+00
-2.49E+00
-2.57E+00
-2.49E+00
-2.49E+00
-2.49E+00
-2.57E+00
-2.57E+00
-2.57E+00
-2.57E+00
-2.65E+00
-2.57E+00
-2.57E+00
-2.65E+00
-2.57E+00
-2.65E+00
-2.65E+00
-2.65E+00
-2.65E+00
-2.65E+00
-2.65E+00
-2.65E+00
-2.65E+00
-2.65E+00
-2.65E+00
-2.73E+00
-2.65E+00
-2.73E+00
-2.73E+00
-2.65E+00
-2.65E+00
-2.73E+00
-2.73E+00
-2.73E+00
-2.81E+00
-2.73E+00
-2.73E+00
-2.81E+00
-2.81E+00
-2.73E+00
-2.73E+00
-2.73E+00
-2.73E+00
-2.73E+00
-2.81E+00
-2.73E+00
-2.81E+00
-2.81E+00
-2.81E+00
-2.81E+00
-2.81E+00
-2.81E+00
-2.89E+00
-2.81E+00
-2.81E+00
-2.81E+00
-2.81E+00
-2.89E+00
-2.81E+00
-2.81E+00
-2.81E+00
-2.89E+00
-2.89E+00
-2.89E+00
-2.81E+00
-2.89E+00
-2.89E+00
-2.81E+00
-2.89E+00
-2.89E+00
-2.81E+00
-2.89E+00
-2.81E+00
-2.89E+00
-2.89E+00
-2.89E+00
-2.89E+00
-2.81E+00
-2.89E+00
-2.89E+00
-2.81E+00
-2.89E+00
-2.81E+00
-2.89E+00
-2.89E+00
-2.81E+00
-2.89E+00
-2.89E+00
-2.89E+00
-2.81E+00
-2.89E+00
-2.89E+00
-2.81E+00
-2.81E+00
-2.81E+00
-2.89E+00
-2.81E+00
-2.81E+00
-2.89E+00
-2.81E+00
-2.81E+00
-2.81E+00
-2.81E+00
-2.81E+00
-2.81E+00
-2.89E+00
-2.81E+00
-2.81E+00
-2.73E+00
-2.81E+00
-2.81E+00
-2.73E+00
-2.73E+00
-2.81E+00
-2.81E+00
-2.81E+00
-2.81E+00
-2.65E+00
-2.81E+00
-2.73E+00
-2.81E+00
-2.73E+00
-2.65E+00
-2.73E+00
-2.73E+00
-2.81E+00
-2.65E+00
-2.65E+00
-2.73E+00
-2.73E+00
-2.65E+00
-2.73E+00
-2.73E+00
-2.73E+00
-2.65E+00
-2.65E+00
-2.65E+00
-2.65E+00
-2.65E+00
-2.57E+00
-2.65E+00
-2.57E+00
-2.65E+00
-2.65E+00
-2.57E+00
-2.49E+00
-2.65E+00
-2.57E+00
-2.57E+00
-2.57E+00
-2.57E+00
-2.57E+00
-2.57E+00
-2.57E+00
-2.57E+00
-2.57E+00
-2.49E+00
-2.57E+00
-2.57E+00
-2.49E+00
-2.49E+00
-2.49E+00
-2.49E+00
-2.41E+00
-2.41E+00
-2.41E+00
-2.49E+00
-2.41E+00
-2.49E+00
-2.41E+00
-2.41E+00
-2.33E+00
-2.33E+00
-2.33E+00
-2.33E+00
-2.41E+00
-2.33E+00
-2.33E+00
-2.33E+00
-2.33E+00
-2.33E+00
-2.33E+00
-2.25E+00
-2.25E+00
-2.25E+00
-2.17E+00
-2.17E+00
-2.17E+00
-2.17E+00
-2.17E+00
-2.17E+00
-2.17E+00
-2.17E+00
-2.17E+00
-2.17E+00
-2.17E+00
-2.17E+00
-2.09E+00
-2.09E+00
-2.01E+00
-2.09E+00
-2.09E+00
-2.01E+00
-2.01E+00
-1.93E+00
-2.01E+00
-2.01E+00
-2.01E+00
-2.01E+00
-1.93E+00
-1.93E+00
-1.93E+00
-1.85E+00
-1.93E+00
-1.93E+00
-1.85E+00
-1.85E+00
-1.85E+00
-1.77E+00
-1.77E+00
-1.85E+00
-1.77E+00
-1.77E+00
-1.69E+00
-1.77E+00
-1.77E+00
-1.69E+00
-1.69E+00
-1.69E+00
-1.69E+00
-1.69E+00
-1.61E+00
-1.61E+00
-1.61E+00
-1.61E+00
-1.53E+00
-1.53E+00
-1.53E+00
-1.53E+00
-1.53E+00
-1.53E+00
-1.45E+00
-1.45E+00
-1.53E+00
-1.45E+00
-1.45E+00
-1.37E+00
-1.37E+00
-1.45E+00
-1.29E+00
-1.29E+00
-1.29E+00
-1.37E+00
-1.29E+00
-1.29E+00
-1.29E+00
-1.29E+00
-1.29E+00
-1.21E+00
-1.13E+00
-1.13E+00
-1.13E+00
-1.13E+00
-1.13E+00
-1.13E+00
-1.05E+00
-1.13E+00
-1.13E+00
-1.05E+00
-9.65E-01
-9.65E-01
-9.65E-01
-9.65E-01
-1.05E+00
-8.84E-01
-9.65E-01
-9.65E-01
-8.84E-01
-8.04E-01
-8.04E-01
-8.84E-01
-8.84E-01
-8.04E-01
-8.04E-01
-8.04E-01
-8.04E-01
-8.04E-01
-7.24E-01
-6.43E-01
-7.24E-01
-6.43E-01
-5.63E-01
-6.43E-01
-6.43E-01
-5.63E-01
-6.43E-01
-5.63E-01
-5.63E-01
-4.82E-01
-4.82E-01
-4.82E-01
-4.82E-01
-4.82E-01
-4.02E-01
-4.02E-01
-3.22E-01
-4.02E-01
-4.02E-01
-4.02E-01
-3.22E-01
-3.22E-01
-2.41E-01
-2.41E-01
-3.22E-01
-2.41E-01
-1.61E-01
-1.61E-01
-1.61E-01
-1.61E-01
-1.61E-01
-1.61E-01
-1.61E-01
-1.61E-01
-8.04E-02
-8.04E-02
-8.04E-02
-8.04E-02
-8.04E-02
0.00E+00
0.00E+00
0.00E+00
8.04E-02
8.04E-02
8.04E-02
8.04E-02
8.04E-02
1.61E-01
1.61E-01
1.61E-01
1.61E-01
2.41E-01
2.41E-01
2.41E-01
2.41E-01
3.22E-01
2.41E-01
2.41E-01
3.22E-01
4.02E-01
4.02E-01
4.02E-01
4.02E-01
4.02E-01
4.82E-01
4.82E-01
4.82E-01
4.82E-01
4.82E-01
5.63E-01
5.63E-01
5.63E-01
5.63E-01
5.63E-01
5.63E-01
6.43E-01
6.43E-01
7.24E-01
7.24E-01
6.43E-01
7.24E-01
7.24E-01
6.43E-01
8.04E-01
7.24E-01
8.04E-01
8.04E-01
8.84E-01
8.04E-01
8.04E-01
8.84E-01
9.65E-01
9.65E-01
9.65E-01
1.05E+00
1.05E+00
9.65E-01
9.65E-01
1.05E+00
1.13E+00
1.13E+00
1.05E+00
1.13E+00
1.13E+00
1.13E+00
1.13E+00
1.21E+00
1.21E+00
1.21E+00
1.21E+00
1.29E+00
1.29E+00
1.21E+00
1.21E+00
1.29E+00
1.37E+00
1.29E+00
1.37E+00
1.37E+00
1.37E+00
1.37E+00
1.37E+00
1.37E+00
1.45E+00
1.45E+00
1.53E+00
1.53E+00
1.53E+00
1.53E+00
1.53E+00
1.61E+00
1.61E+00
1.61E+00
1.61E+00
1.69E+00
1.69E+00
1.61E+00
1.69E+00
1.69E+00
1.69E+00
1.69E+00
1.77E+00
1.85E+00
1.77E+00
1.77E+00
1.77E+00
1.77E+00
1.85E+00
1.85E+00
1.85E+00
1.93E+00
1.85E+00
1.93E+00
1.93E+00
1.93E+00
2.01E+00
1.93E+00
1.93E+00
1.93E+00
1.93E+00
2.01E+00
2.01E+00
2.09E+00
2.01E+00
2.09E+00
2.01E+00
2.09E+00
2.09E+00
2.17E+00
2.09E+00
2.09E+00
2.17E+00
2.17E+00
2.25E+00
2.17E+00
2.25E+00
2.17E+00
2.25E+00
2.33E+00
2.33E+00
2.25E+00
2.33E+00
2.33E+00
2.25E+00
2.33E+00
2.25E+00
2.33E+00
2.33E+00
2.33E+00
2.33E+00
2.41E+00
2.41E+00
2.33E+00
2.41E+00
2.41E+00
2.49E+00
2.49E+00
2.49E+00
2.49E+00
2.41E+00
2.49E+00
2.49E+00
2.49E+00
2.57E+00
2.49E+00
2.57E+00
2.57E+00
2.57E+00
2.57E+00
2.57E+00
2.57E+00
2.57E+00
2.65E+00
2.57E+00
2.57E+00
2.57E+00
2.57E+00
2.65E+00
2.65E+00
2.65E+00
2.65E+00
2.65E+00
2.65E+00
2.73E+00
2.73E+00
2.73E+00
2.73E+00
2.73E+00
2.73E+00
2.73E+00
2.73E+00
2.81E+00
2.73E+00
2.81E+00
2.81E+00
2.81E+00
2.73E+00
2.81E+00
2.81E+00
2.81E+00
2.81E+00
2.81E+00
2.81E+00
2.81E+00
2.81E+00
2.81E+00
2.89E+00
2.89E+00
2.81E+00
2.81E+00
2.89E+00
2.89E+00
2.89E+00
2.89E+00
2.97E+00
2.89E+00
2.89E+00
2.89E+00
2.89E+00
2.89E+00
2.81E+00
2.89E+00
2.97E+00
2.97E+00
2.89E+00
2.89E+00
2.89E+00
2.97E+00
2.97E+00
2.89E+00
2.97E+00
2.97E+00
2.89E+00
2.97E+00
2.89E+00
2.89E+00
2.97E+00
2.97E+00
2.89E+00
2.89E+00
2.97E+00
2.97E+00
2.97E+00
2.97E+00
2.97E+00
2.97E+00
2.97E+00
2.97E+00
2.89E+00
2.97E+00
2.89E+00
2.97E+00
2.97E+00
2.97E+00
2.97E+00
2.89E+00
2.89E+00
2.89E+00
2.89E+00
2.97E+00
2.97E+00
2.97E+00
2.97E+00
2.97E+00
2.97E+00
2.97E+00
2.97E+00
2.89E+00
2.89E+00
2.89E+00
2.97E+00
2.97E+00
2.97E+00
2.97E+00
2.89E+00
2.89E+00
2.97E+00
2.97E+00
2.89E+00
2.89E+00
2.89E+00
2.89E+00
2.89E+00
2.97E+00
2.97E+00
2.89E+00
2.89E+00
2.81E+00
2.89E+00
2.81E+00
2.89E+00
2.89E+00
2.89E+00
2.81E+00
2.81E+00
2.81E+00
2.89E+00
2.81E+00
2.81E+00
2.81E+00
2.81E+00
2.81E+00
2.81E+00
2.81E+00
2.81E+00
2.73E+00
2.73E+00
2.81E+00
2.81E+00
2.81E+00
2.73E+00
2.73E+00
2.65E+00
2.73E+00
2.73E+00
2.65E+00
2.81E+00
2.65E+00
2.57E+00
2.65E+00
2.65E+00
2.65E+00
2.65E+00
2.65E+00
2.65E+00
2.57E+00
2.65E+00
2.65E+00
2.57E+00
2.57E+00
2.57E+00
2.65E+00
2.57E+00
2.57E+00
2.57E+00
2.57E+00
2.57E+00
2.57E+00
2.49E+00
2.49E+00
2.49E+00
2.49E+00
2.49E+00
2.49E+00
2.41E+00
2.49E+00
2.49E+00
2.49E+00
2.41E+00
2.41E+00
2.33E+00
2.41E+00
2.33E+00
2.41E+00
2.33E+00
2.25E+00
2.25E+00
2.25E+00
2.33E+00
2.25E+00
2.25E+00
2.25E+00
2.33E+00
2.25E+00
2.25E+00
2.25E+00
2.25E+00
2.25E+00
2.17E+00
2.17E+00
2.09E+00
2.09E+00
2.17E+00
2.17E+00
2.09E+00
2.01E+00
2.09E+00
2.01E+00
2.09E+00
2.09E+00
2.09E+00
2.01E+00
2.01E+00
1.93E+00
1.93E+00
2.01E+00
1.93E+00
1.85E+00
1.93E+00
1.85E+00
1.85E+00
1.85E+00
1.77E+00
1.85E+00
1.77E+00
1.85E+00
1.77E+00
1.77E+00
1.69E+00
1.77E+00
1.77E+00
1.69E+00
1.69E+00
1.69E+00
1.69E+00
1.61E+00
1.61E+00
1.61E+00
1.61E+00
1.53E+00
1.53E+00
1.53E+00
1.53E+00
1.53E+00
1.53E+00
1.45E+00
1.45E+00
1.45E+00
1.45E+00
1.45E+00
1.29E+00
1.37E+00
1.37E+00
1.29E+00
1.37E+00
1.37E+00
1.37E+00
1.29E+00
1.21E+00
1.21E+00
1.21E+00
1.21E+00
1.21E+00
1.21E+00
1.13E+00
1.13E+00
1.13E+00
1.05E+00
1.05E+00
1.13E+00
1.05E+00
1.05E+00
9.65E-01
1.13E+00
9.65E-01
9.65E-01
8.84E-01
9.65E-01
8.84E-01
8.84E-01
9.65E-01
8.84E-01
8.84E-01
8.84E-01
8.84E-01
8.04E-01
7.24E-01
8.04E-01
8.04E-01
7.24E-01
7.24E-01
7.24E-01
7.24E-01
6.43E-01
6.43E-01
6.43E-01
5.63E-01
5.63E-01
5.63E-01
5.63E-01
6.43E-01
4.82E-01
4.82E-01
4.82E-01
5.63E-01
4.02E-01
4.02E-01
4.02E-01
4.02E-01
4.02E-01
4.02E-01
3.22E-01
3.22E-01
3.22E-01
3.22E-01
2.41E-01
2.41E-01
2.41E-01
2.41E-01
2.41E-01
1.61E-01
1.61E-01
1.61E-01
8.04E-02
8.04E-02
8.04E-02
8.04E-02
8.04E-02
8.04E-02
0.00E+00
0.00E+00
-8.04E-02
-8.04E-02
-8.04E-02
-8.04E-02
-8.04E-02
-8.04E-02
-8.04E-02
-1.61E-01
-1.61E-01
-1.61E-01
-1.61E-01
-1.61E-01
-2.41E-01
-2.41E-01
-2.41E-01
-2.41E-01
-2.41E-01
-3.22E-01
-3.22E-01
-3.22E-01
-4.02E-01
-3.22E-01
-3.22E-01
-4.02E-01
-4.02E-01
-4.02E-01
-4.82E-01
-4.82E-01
-4.82E-01
-5.63E-01
-5.63E-01
-5.63E-01
-5.63E-01
-5.63E-01
-6.43E-01
-6.43E-01
-6.43E-01
-6.43E-01
-6.43E-01
-7.24E-01
-6.43E-01
-8.04E-01
-7.24E-01
-7.24E-01
-8.04E-01
-8.04E-01
-8.04E-01
-8.04E-01
-8.04E-01
-8.04E-01
-8.84E-01
-8.84E-01
-8.84E-01
-8.84E-01
-8.84E-01
-8.84E-01
-9.65E-01
-1.05E+00
-9.65E-01
-1.05E+00
-1.05E+00
-1.13E+00
-1.05E+00
-1.05E+00
-1.13E+00
-1.05E+00
-1.21E+00
-1.13E+00
-1.29E+00
-1.29E+00
-1.21E+00
-1.21E+00
-1.29E+00
-1.37E+00
-1.29E+00
-1.29E+00
-1.37E+00
-1.37E+00
-1.37E+00
-1.29E+00
-1.37E+00
-1.37E+00
-1.45E+00
-1.37E+00
-1.45E+00
-1.37E+00
-1.45E+00
-1.53E+00
-1.53E+00
-1.53E+00
-1.61E+00
-1.61E+00
-1.61E+00
-1.61E+00
-1.53E+00
-1.61E+00
-1.69E+00
-1.61E+00
-1.61E+00
-1.61E+00
-1.69E+00
-1.69E+00
-1.69E+00
-1.69E+00
-1.69E+00
-1.77E+00
-1.77E+00
-1.85E+00
-1.77E+00
-1.85E+00
-1.77E+00
-1.85E+00
-1.85E+00
-1.85E+00
-1.93E+00
-1.85E+00
-1.85E+00
-1.93E+00
-1.93E+00
-2.01E+00
-1.93E+00
-2.01E+00
-2.01E+00
-2.01E+00
-2.01E+00
-2.01E+00
-2.09E+00
-2.01E+00
-2.01E+00
-2.09E+00
-2.01E+00
-2.09E+00
-2.09E+00
-2.09E+00
-2.17E+00
-2.17E+00
-2.25E+00
-2.17E+00
-2.17E+00
-2.25E+00
-2.17E+00
-2.17E+00
-2.17E+00
-2.17E+00
-2.25E+00
-2.25E+00
-2.33E+00
-2.25E+00
-2.25E+00
-2.25E+00
-2.33E+00
-2.25E+00
-2.33E+00
-2.33E+00
-2.33E+00
-2.33E+00
-2.33E+00
-2.41E+00
-2.33E+00
-2.41E+00
-2.41E+00
-2.41E+00
-2.49E+00
-2.49E+00
-2.41E+00
-2.49E+00
-2.49E+00
-2.49E+00
-2.49E+00
-2.49E+00
-2.49E+00
-2.57E+00
-2.49E+00
-2.57E+00
-2.49E+00
-2.57E+00
-2.57E+00
-2.57E+00
-2.57E+00
-2.65E+00
-2.57E+00
-2.57E+00
-2.65E+00
-2.57E+00
-2.65E+00
-2.65E+00
-2.65E+00
-2.65E+00
-2.65E+00
-2.65E+00
-2.65E+00
-2.73E+00
-2.65E+00
-2.65E+00
-2.73E+00
-2.65E+00
-2.65E+00
-2.73E+00
-2.73E+00
-2.65E+00
-2.65E+00
-2.65E+00
-2.73E+00
-2.73E+00
-2.73E+00
-2.81E+00
-2.65E+00
-2.81E+00
-2.73E+00
-2.81E+00
-2.73E+00
-2.81E+00
-2.73E+00
-2.73E+00
-2.73E+00
-2.81E+00
-2.73E+00
-2.81E+00
-2.81E+00
-2.81E+00
-2.81E+00
-2.81E+00
-2.81E+00
-2.81E+00
-2.81E+00
-2.81E+00
-2.89E+00
-2.81E+00
-2.81E+00
-2.81E+00
-2.81E+00
-2.81E+00
-2.81E+00
-2.81E+00
-2.89E+00
-2.89E+00
-2.89E+00
-2.89E+00
-2.81E+00
-2.89E+00
-2.89E+00
-2.89E+00
-2.89E+00
-2.89E+00
-2.81E+00
-2.89E+00
-2.89E+00
-2.89E+00
-2.81E+00
-2.81E+00
-2.81E+00
-2.89E+00
-2.81E+00
-2.89E+00
-2.89E+00
-2.73E+00
-2.81E+00
-2.81E+00
-2.81E+00
-2.81E+00
-2.89E+00
-2.89E+00
-2.89E+00
-2.89E+00
-2.81E+00
-2.81E+00
-2.81E+00
-2.81E+00
-2.89E+00
-2.81E+00
-2.89E+00
-2.81E+00
-2.81E+00
-2.81E+00
-2.81E+00
-2.73E+00
-2.81E+00
-2.81E+00
-2.81E+00
-2.81E+00
-2.81E+00
-2.81E+00
-2.81E+00
-2.89E+00
-2.73E+00
-2.81E+00
-2.73E+00
-2.81E+00
-2.81E+00
-2.73E+00
-2.73E+00
-2.81E+00
-2.73E+00
-2.73E+00
-2.73E+00
-2.73E+00
-2.65E+00
-2.65E+00
-2.73E+00
-2.65E+00
-2.65E+00
-2.73E+00
-2.65E+00
-2.73E+00
-2.73E+00
-2.65E+00
-2.73E+00
-2.73E+00
-2.57E+00
-2.65E+00
-2.65E+00
-2.65E+00
-2.65E+00
-2.65E+00
-2.65E+00
-2.65E+00
-2.57E+00
-2.57E+00
-2.57E+00
-2.57E+00
-2.65E+00
-2.57E+00
-2.57E+00
-2.49E+00
-2.49E+00
-2.57E+00
-2.49E+00
-2.49E+00
-2.49E+00
-2.41E+00
-2.41E+00
-2.49E+00
-2.41E+00
-2.41E+00
-2.41E+00
-2.33E+00
-2.49E+00
-2.41E+00
-2.41E+00
-2.41E+00
-2.41E+00
-2.41E+00
-2.33E+00
-2.33E+00
-2.41E+00
-2.33E+00
-2.33E+00
-2.33E+00
-2.25E+00
-2.33E+00
-2.25E+00
-2.25E+00
-2.25E+00
-2.33E+00
-2.25E+00
-2.25E+00
-2.25E+00
-2.17E+00
-2.25E+00
-2.17E+00
-2.17E+00
-2.17E+00
-2.25E+00
-2.17E+00
-2.17E+00
-2.17E+00
-2.09E+00
-2.09E+00
-2.09E+00
-2.09E+00
-2.09E+00
-2.01E+00
-2.01E+00
-2.01E+00
-2.01E+00
-2.01E+00
-2.01E+00
-1.93E+00
-2.01E+00
-2.01E+00
-1.93E+00
-1.85E+00
-1.93E+00
-1.85E+00
-1.85E+00
-1.85E+00
-1.85E+00
-1.85E+00
-1.77E+00
-1.85E+00
-1.85E+00
-1.77E+00
-1.77E+00
-1.69E+00
-1.69E+00
-1.69E+00
-1.69E+00
-1.69E+00
-1.61E+00
-1.61E+00
-1.61E+00
-1.61E+00
-1.61E+00
-1.61E+00
-1.61E+00
-1.53E+00
-1.53E+00
-1.53E+00
-1.53E+00
-1.45E+00
-1.53E+00
-1.53E+00
-1.45E+00
-1.45E+00
-1.45E+00
-1.37E+00
-1.45E+00
-1.37E+00
-1.37E+00
-1.37E+00
-1.37E+00
-1.37E+00
-1.45E+00
-1.29E+00
-1.29E+00
-1.29E+00
-1.29E+00
-1.21E+00
-1.29E+00
-1.21E+00
-1.21E+00
-1.13E+00
-1.13E+00
-1.13E+00
-1.13E+00
-1.05E+00
-1.05E+00
-1.13E+00
-1.05E+00
-1.05E+00
-1.05E+00
-9.65E-01
-1.05E+00
-9.65E-01
-8.84E-01
-8.84E-01
-8.84E-01
-8.84E-01
-8.84E-01
-8.04E-01
-8.84E-01
-8.04E-01
-8.04E-01
-8.04E-01
-8.04E-01
-8.04E-01
-7.24E-01
-7.24E-01
-7.24E-01
-6.43E-01
-7.24E-01
-6.43E-01
-6.43E-01
-6.43E-01
-6.43E-01
-5.63E-01
-5.63E-01
-6.43E-01
-4.02E-01
-4.82E-01
-4.82E-01
-4.82E-01
-4.02E-01
-4.02E-01
-4.02E-01
-4.02E-01
-4.02E-01
-4.02E-01
-3.22E-01
-3.22E-01
-3.22E-01
-3.22E-01
-3.22E-01
-2.41E-01
-2.41E-01
-2.41E-01
-1.61E-01
-2.41E-01
-2.41E-01
-1.61E-01
-1.61E-01
-1.61E-01
-8.04E-02
-8.04E-02
-8.04E-02
-8.04E-02
0.00E+00
-8.04E-02
0.00E+00
0.00E+00];
y=[1.21E+00
1.21E+00
1.21E+00
1.29E+00
1.21E+00
1.21E+00
1.29E+00
1.21E+00
1.21E+00
1.21E+00
1.29E+00
1.21E+00
1.29E+00
1.29E+00
1.21E+00
1.21E+00
1.29E+00
1.29E+00
1.29E+00
1.29E+00
1.29E+00
1.29E+00
1.29E+00
1.21E+00
1.21E+00
1.21E+00
1.21E+00
1.29E+00
1.29E+00
1.29E+00
1.29E+00
1.29E+00
1.29E+00
1.29E+00
1.29E+00
1.21E+00
1.29E+00
1.29E+00
1.29E+00
1.29E+00
1.29E+00
1.29E+00
1.29E+00
1.29E+00
1.21E+00
1.29E+00
1.21E+00
1.29E+00
1.29E+00
1.29E+00
1.29E+00
1.29E+00
1.37E+00
1.37E+00
1.37E+00
1.37E+00
1.37E+00
1.29E+00
1.37E+00
1.29E+00
1.29E+00
1.29E+00
1.29E+00
1.29E+00
1.37E+00
1.29E+00
1.37E+00
1.37E+00
1.29E+00
1.37E+00
1.37E+00
1.29E+00
1.37E+00
1.37E+00
1.37E+00
1.45E+00
1.45E+00
1.37E+00
1.37E+00
1.37E+00
1.45E+00
1.45E+00
1.45E+00
1.45E+00
1.45E+00
1.53E+00
1.61E+00
1.45E+00
1.45E+00
1.53E+00
1.61E+00
1.61E+00
1.53E+00
1.61E+00
1.61E+00
1.69E+00
1.69E+00
1.61E+00
1.69E+00
1.69E+00
1.69E+00
1.69E+00
1.69E+00
1.77E+00
1.77E+00
1.77E+00
1.77E+00
1.77E+00
1.85E+00
1.85E+00
1.85E+00
1.85E+00
1.93E+00
1.93E+00
1.93E+00
1.93E+00
1.93E+00
1.93E+00
2.01E+00
2.01E+00
2.01E+00
2.09E+00
2.09E+00
2.09E+00
2.01E+00
2.01E+00
2.01E+00
2.09E+00
2.09E+00
2.09E+00
2.09E+00
2.17E+00
2.17E+00
2.17E+00
2.17E+00
2.17E+00
2.17E+00
2.25E+00
2.25E+00
2.25E+00
2.25E+00
2.25E+00
2.25E+00
2.25E+00
2.33E+00
2.33E+00
2.33E+00
2.41E+00
2.33E+00
2.33E+00
2.41E+00
2.41E+00
2.41E+00
2.49E+00
2.41E+00
2.41E+00
2.49E+00
2.49E+00
2.49E+00
2.41E+00
2.49E+00
2.49E+00
2.49E+00
2.49E+00
2.49E+00
2.57E+00
2.57E+00
2.57E+00
2.57E+00
2.57E+00
2.57E+00
2.57E+00
2.57E+00
2.57E+00
2.65E+00
2.57E+00
2.49E+00
2.65E+00
2.65E+00
2.73E+00
2.65E+00
2.73E+00
2.65E+00
2.73E+00
2.73E+00
2.65E+00
2.73E+00
2.73E+00
2.81E+00
2.73E+00
2.73E+00
2.73E+00
2.81E+00
2.81E+00
2.73E+00
2.73E+00
2.73E+00
2.81E+00
2.73E+00
2.81E+00
2.81E+00
2.81E+00
2.73E+00
2.73E+00
2.81E+00
2.89E+00
2.81E+00
2.81E+00
2.81E+00
2.81E+00
2.81E+00
2.81E+00
2.81E+00
2.81E+00
2.81E+00
2.81E+00
2.81E+00
2.81E+00
2.89E+00
2.89E+00
2.89E+00
2.81E+00
2.89E+00
2.89E+00
2.89E+00
2.89E+00
2.89E+00
2.89E+00
2.97E+00
2.97E+00
2.89E+00
2.81E+00
2.97E+00
2.89E+00
2.97E+00
2.97E+00
2.97E+00
2.89E+00
2.97E+00
2.89E+00
2.97E+00
2.89E+00
2.97E+00
2.97E+00
2.89E+00
2.97E+00
2.89E+00
2.89E+00
2.89E+00
2.97E+00
2.97E+00
2.97E+00
2.97E+00
2.89E+00
2.97E+00
2.97E+00
2.89E+00
2.89E+00
2.97E+00
2.97E+00
2.89E+00
2.97E+00
2.89E+00
2.89E+00
2.97E+00
2.89E+00
2.89E+00
2.89E+00
2.89E+00
2.81E+00
2.89E+00
2.89E+00
2.89E+00
2.89E+00
2.89E+00
2.89E+00
2.89E+00
2.89E+00
2.89E+00
2.89E+00
2.89E+00
2.89E+00
2.89E+00
2.81E+00
2.81E+00
2.81E+00
2.89E+00
2.81E+00
2.89E+00
2.89E+00
2.81E+00
2.81E+00
2.81E+00
2.81E+00
2.81E+00
2.73E+00
2.81E+00
2.81E+00
2.81E+00
2.81E+00
2.81E+00
2.73E+00
2.73E+00
2.81E+00
2.81E+00
2.73E+00
2.73E+00
2.73E+00
2.65E+00
2.73E+00
2.73E+00
2.73E+00
2.73E+00
2.73E+00
2.65E+00
2.57E+00
2.73E+00
2.65E+00
2.65E+00
2.57E+00
2.73E+00
2.65E+00
2.65E+00
2.57E+00
2.57E+00
2.57E+00
2.57E+00
2.65E+00
2.57E+00
2.57E+00
2.57E+00
2.57E+00
2.57E+00
2.49E+00
2.57E+00
2.49E+00
2.49E+00
2.49E+00
2.41E+00
2.49E+00
2.41E+00
2.49E+00
2.41E+00
2.41E+00
2.41E+00
2.41E+00
2.33E+00
2.33E+00
2.41E+00
2.41E+00
2.33E+00
2.33E+00
2.33E+00
2.33E+00
2.33E+00
2.25E+00
2.25E+00
2.25E+00
2.17E+00
2.25E+00
2.25E+00
2.17E+00
2.17E+00
2.25E+00
2.17E+00
2.17E+00
2.09E+00
2.17E+00
2.17E+00
2.09E+00
2.17E+00
2.01E+00
2.17E+00
2.01E+00
2.09E+00
2.01E+00
2.09E+00
2.09E+00
2.09E+00
1.93E+00
1.93E+00
2.01E+00
1.93E+00
1.93E+00
1.85E+00
1.85E+00
1.85E+00
1.85E+00
1.85E+00
1.85E+00
1.77E+00
1.85E+00
1.77E+00
1.77E+00
1.69E+00
1.77E+00
1.77E+00
1.77E+00
1.69E+00
1.69E+00
1.61E+00
1.61E+00
1.69E+00
1.61E+00
1.61E+00
1.61E+00
1.61E+00
1.61E+00
1.45E+00
1.53E+00
1.53E+00
1.53E+00
1.45E+00
1.45E+00
1.45E+00
1.45E+00
1.45E+00
1.45E+00
1.45E+00
1.37E+00
1.45E+00
1.37E+00
1.45E+00
1.37E+00
1.37E+00
1.45E+00
1.29E+00
1.37E+00
1.37E+00
1.37E+00
1.37E+00
1.37E+00
1.29E+00
1.37E+00
1.29E+00
1.37E+00
1.37E+00
1.37E+00
1.29E+00
1.29E+00
1.29E+00
1.29E+00
1.29E+00
1.29E+00
1.29E+00
1.29E+00
1.29E+00
1.29E+00
1.29E+00
1.37E+00
1.37E+00
1.29E+00
1.29E+00
1.29E+00
1.29E+00
1.37E+00
1.29E+00
1.29E+00
1.29E+00
1.29E+00
1.29E+00
1.29E+00
1.29E+00
1.29E+00
1.29E+00
1.29E+00
1.29E+00
1.21E+00
1.21E+00
1.21E+00
1.29E+00
1.29E+00
1.21E+00
1.21E+00
1.21E+00
1.21E+00
1.29E+00
1.21E+00
1.21E+00
1.21E+00
1.21E+00
1.29E+00
1.29E+00
1.21E+00
1.21E+00
1.21E+00
1.29E+00
1.21E+00
1.21E+00
1.29E+00
1.29E+00
1.21E+00
1.21E+00
1.21E+00
1.29E+00
1.29E+00
1.21E+00
1.21E+00
1.37E+00
1.21E+00
1.21E+00
1.29E+00
1.29E+00
1.29E+00
1.21E+00
1.21E+00
1.29E+00
1.29E+00
1.21E+00
1.21E+00
1.21E+00
1.21E+00
1.29E+00
1.21E+00
1.21E+00
1.29E+00
1.21E+00
1.29E+00
1.21E+00
1.21E+00
1.21E+00
1.21E+00
1.21E+00
1.21E+00
1.29E+00
1.21E+00
1.21E+00
1.29E+00
1.21E+00
1.21E+00
1.21E+00
1.29E+00
1.21E+00
1.21E+00
1.21E+00
1.21E+00
1.21E+00
1.21E+00
1.29E+00
1.13E+00
1.21E+00
1.21E+00
1.21E+00
1.29E+00
1.21E+00
1.21E+00
1.13E+00
1.29E+00
1.21E+00
1.21E+00
1.21E+00
1.21E+00
1.21E+00
1.21E+00
1.21E+00
1.13E+00
1.21E+00
1.21E+00
1.29E+00
1.21E+00
1.13E+00
1.21E+00
1.21E+00
1.21E+00
1.13E+00
1.29E+00
1.21E+00
1.21E+00
1.21E+00
1.29E+00
1.21E+00
1.21E+00
1.13E+00
1.13E+00
1.21E+00
1.21E+00
1.21E+00
1.21E+00
1.21E+00
1.29E+00
1.21E+00
1.21E+00
1.21E+00
1.21E+00
1.21E+00
1.21E+00
1.21E+00
1.13E+00
1.21E+00
1.21E+00
1.21E+00
1.13E+00
1.21E+00
1.21E+00
1.21E+00
1.21E+00
1.21E+00
1.21E+00
1.21E+00
1.21E+00
1.13E+00
1.21E+00
1.21E+00
1.13E+00
1.21E+00
1.13E+00
1.21E+00
1.13E+00
1.21E+00
1.13E+00
1.21E+00
1.21E+00
1.13E+00
1.13E+00
1.21E+00
1.13E+00
1.21E+00
1.21E+00
1.13E+00
1.13E+00
1.21E+00
1.13E+00
1.21E+00
1.21E+00
1.13E+00
1.21E+00
1.21E+00
1.13E+00
1.21E+00
1.21E+00
1.13E+00
1.21E+00
1.21E+00
1.21E+00
1.21E+00
1.21E+00
1.13E+00
1.29E+00
1.21E+00
1.21E+00
1.21E+00
1.13E+00
1.21E+00
1.21E+00
1.21E+00
1.13E+00
1.29E+00
1.21E+00
1.21E+00
1.21E+00
1.21E+00
1.21E+00
1.05E+00
1.21E+00
1.21E+00
1.13E+00
1.21E+00
1.21E+00
1.21E+00
1.21E+00
1.21E+00
1.13E+00
1.13E+00
1.21E+00
1.21E+00
1.21E+00
1.13E+00
1.21E+00
1.13E+00
1.13E+00
1.21E+00
1.21E+00
1.21E+00
1.13E+00
1.13E+00
1.21E+00
1.21E+00
1.21E+00
1.13E+00
1.13E+00
1.13E+00
1.21E+00
1.13E+00
1.21E+00
1.13E+00
1.21E+00
1.21E+00
1.21E+00
1.13E+00
1.21E+00
1.21E+00
1.13E+00
1.21E+00
1.21E+00
1.13E+00
1.21E+00
1.21E+00
1.21E+00
1.21E+00
1.21E+00
1.13E+00
1.21E+00
1.13E+00
1.13E+00
1.21E+00
1.21E+00
1.21E+00
1.21E+00
1.21E+00
1.21E+00
1.13E+00
1.21E+00
1.13E+00
1.21E+00
1.21E+00
1.21E+00
1.21E+00
1.29E+00
1.13E+00
1.13E+00
1.21E+00
1.21E+00
1.13E+00
1.21E+00
1.13E+00
1.13E+00
1.21E+00
1.21E+00
1.13E+00
1.21E+00
1.21E+00
1.21E+00
1.21E+00
1.21E+00
1.13E+00
1.13E+00
1.21E+00
1.21E+00
1.13E+00
1.21E+00
1.21E+00
1.13E+00
1.13E+00
1.21E+00
1.13E+00
1.21E+00
1.21E+00
1.21E+00
1.21E+00
1.13E+00
1.21E+00
1.13E+00
1.21E+00
1.13E+00
1.21E+00
1.21E+00
1.13E+00
1.13E+00
1.13E+00
1.21E+00
1.13E+00
1.21E+00
1.13E+00
1.21E+00
1.21E+00
1.13E+00
1.21E+00
1.21E+00
1.13E+00
1.13E+00
1.13E+00
1.13E+00
1.21E+00
1.21E+00
1.13E+00
1.21E+00
1.13E+00
1.21E+00
1.21E+00
1.13E+00
1.13E+00
1.13E+00
1.21E+00
1.21E+00
1.21E+00
1.21E+00
1.13E+00
1.21E+00
1.21E+00
1.13E+00
1.13E+00
1.21E+00
1.21E+00
1.21E+00
1.21E+00
1.21E+00
1.21E+00
1.21E+00
1.21E+00
1.13E+00
1.21E+00
1.21E+00
1.13E+00
1.21E+00
1.13E+00
1.13E+00
1.21E+00
1.21E+00
1.13E+00
1.21E+00
1.13E+00
1.21E+00
1.21E+00
1.13E+00
1.21E+00
1.21E+00
1.13E+00
1.13E+00
1.21E+00
1.13E+00
1.13E+00
1.21E+00
1.13E+00
1.13E+00
1.21E+00
1.13E+00
1.21E+00
1.21E+00
1.21E+00
1.05E+00
1.13E+00
1.21E+00
1.21E+00
1.21E+00
1.21E+00
1.13E+00
1.13E+00
1.13E+00
1.21E+00
1.21E+00
1.21E+00
1.21E+00
1.21E+00
1.21E+00
1.21E+00
1.21E+00
1.21E+00
1.13E+00
1.13E+00
1.13E+00
1.13E+00
1.21E+00
1.21E+00
1.21E+00
1.21E+00
1.21E+00
1.21E+00
1.13E+00
1.21E+00
1.13E+00
1.13E+00
1.21E+00
1.29E+00
1.21E+00
1.13E+00
1.21E+00
1.21E+00
1.21E+00
1.29E+00
1.13E+00
1.21E+00
1.21E+00
1.21E+00
1.21E+00
1.13E+00
1.21E+00
1.21E+00
1.21E+00
1.13E+00
1.21E+00
1.21E+00
1.29E+00
1.21E+00
1.21E+00
1.21E+00
1.21E+00
1.21E+00
1.29E+00
1.21E+00
1.21E+00
1.21E+00
1.21E+00
1.21E+00
1.21E+00
1.13E+00
1.21E+00
1.21E+00
1.21E+00
1.21E+00
1.21E+00
1.21E+00
1.21E+00
1.21E+00
1.21E+00
1.21E+00
1.21E+00
1.21E+00
1.21E+00
1.21E+00
1.21E+00
1.21E+00
1.13E+00
1.13E+00
1.21E+00
1.21E+00
1.21E+00
1.13E+00
1.21E+00
1.21E+00
1.13E+00
1.21E+00
1.21E+00
1.21E+00
1.21E+00
1.13E+00
1.29E+00
1.29E+00
1.21E+00
1.21E+00
1.29E+00
1.21E+00
1.21E+00
1.21E+00
1.21E+00
1.29E+00
1.21E+00
1.29E+00
1.21E+00
1.21E+00
1.29E+00
1.21E+00
1.21E+00
1.21E+00
1.29E+00
1.21E+00
1.29E+00
1.21E+00
1.21E+00
1.21E+00
1.21E+00
1.21E+00
1.29E+00
1.21E+00
1.29E+00
1.21E+00
1.21E+00
1.21E+00
1.21E+00
1.21E+00
1.21E+00
1.21E+00
1.21E+00
1.29E+00
1.29E+00
1.21E+00
1.29E+00
1.13E+00
1.21E+00
1.13E+00
1.21E+00
1.21E+00
1.13E+00
1.21E+00
1.21E+00
1.21E+00
1.29E+00
1.21E+00
1.21E+00
1.21E+00
1.29E+00
1.21E+00
1.21E+00
1.21E+00
1.29E+00
1.21E+00
1.21E+00
1.21E+00
1.21E+00
1.21E+00
1.21E+00
1.21E+00
1.21E+00
1.29E+00
1.21E+00
1.29E+00
1.21E+00
1.29E+00
1.21E+00
1.29E+00
1.29E+00
1.21E+00
1.29E+00
1.21E+00
1.21E+00
1.29E+00
1.29E+00
1.21E+00
1.29E+00
1.21E+00
1.29E+00
1.21E+00
1.21E+00
1.29E+00
1.29E+00
1.21E+00
1.21E+00
1.21E+00
1.21E+00
1.21E+00
1.29E+00
1.29E+00
1.21E+00
1.29E+00
1.29E+00
1.29E+00
1.29E+00
1.21E+00
1.29E+00
1.29E+00
1.29E+00
1.29E+00
1.29E+00
1.21E+00
1.29E+00
1.29E+00
1.29E+00
1.37E+00
1.29E+00
1.29E+00
1.29E+00
1.29E+00
1.37E+00
1.29E+00
1.29E+00
1.37E+00
1.29E+00
1.29E+00
1.29E+00
1.37E+00
1.29E+00
1.37E+00
1.37E+00
1.29E+00
1.29E+00
1.29E+00
1.37E+00
1.37E+00
1.29E+00
1.37E+00
1.29E+00
1.29E+00
1.37E+00
1.45E+00
1.37E+00
1.29E+00
1.37E+00
1.37E+00
1.29E+00
1.29E+00
1.37E+00
1.37E+00
1.29E+00
1.37E+00
1.29E+00
1.45E+00
1.45E+00
1.37E+00
1.37E+00
1.45E+00
1.37E+00
1.37E+00
1.45E+00
1.45E+00
1.45E+00
1.45E+00
1.45E+00
1.53E+00
1.53E+00
1.53E+00
1.45E+00
1.61E+00
1.53E+00
1.61E+00
1.61E+00
1.61E+00
1.61E+00
1.61E+00
1.61E+00
1.69E+00
1.69E+00
1.69E+00
1.77E+00
1.77E+00
1.77E+00
1.77E+00
1.77E+00
1.77E+00
1.77E+00
1.85E+00
1.85E+00
1.85E+00
1.85E+00
1.93E+00
1.93E+00
1.93E+00
1.93E+00
2.01E+00
1.93E+00
1.93E+00
1.93E+00
2.01E+00
2.01E+00
2.09E+00
2.09E+00
2.09E+00
2.01E+00
2.09E+00
2.17E+00
2.09E+00
2.17E+00
2.09E+00
2.17E+00
2.17E+00
2.17E+00
2.09E+00
2.25E+00
2.17E+00
2.25E+00
2.25E+00
2.25E+00
2.25E+00
2.33E+00
2.25E+00
2.25E+00
2.25E+00
2.33E+00
2.41E+00
2.33E+00
2.33E+00
2.33E+00
2.33E+00
2.41E+00
2.33E+00
2.49E+00
2.41E+00
2.41E+00
2.41E+00
2.49E+00
2.49E+00
2.41E+00
2.49E+00
2.49E+00
2.49E+00
2.57E+00
2.49E+00
2.49E+00
2.57E+00
2.65E+00
2.49E+00
2.57E+00
2.57E+00
2.65E+00
2.57E+00
2.65E+00
2.57E+00
2.65E+00
2.65E+00
2.57E+00
2.73E+00
2.65E+00
2.57E+00
2.65E+00
2.65E+00
2.65E+00
2.73E+00
2.73E+00
2.65E+00
2.73E+00
2.65E+00
2.73E+00
2.73E+00
2.81E+00
2.73E+00
2.73E+00
2.81E+00
2.73E+00
2.81E+00
2.81E+00
2.73E+00
2.73E+00
2.81E+00
2.81E+00
2.81E+00
2.81E+00
2.81E+00
2.81E+00
2.81E+00
2.81E+00
2.89E+00
2.89E+00
2.81E+00
2.89E+00
2.81E+00
2.81E+00
2.89E+00
2.89E+00
2.89E+00
2.89E+00
2.89E+00
2.89E+00
2.81E+00
2.89E+00
2.89E+00
2.89E+00
2.97E+00
2.89E+00
2.89E+00
2.81E+00
2.89E+00
2.89E+00
2.89E+00
2.89E+00
2.97E+00
2.97E+00
2.89E+00
2.89E+00
2.97E+00
2.89E+00
2.97E+00
2.81E+00
2.97E+00
2.97E+00
2.89E+00
2.89E+00
2.89E+00
2.89E+00
2.97E+00
2.89E+00
2.97E+00
2.89E+00
2.97E+00
2.97E+00
2.89E+00
2.97E+00
2.97E+00
2.89E+00
2.89E+00
2.89E+00
2.89E+00
2.97E+00
2.97E+00
2.89E+00
2.97E+00
2.89E+00
2.97E+00
2.89E+00
2.97E+00
2.89E+00
2.89E+00
2.89E+00
2.89E+00
2.81E+00
2.89E+00
2.89E+00
2.89E+00
2.89E+00
2.89E+00
2.89E+00
2.81E+00
2.89E+00
2.89E+00
2.97E+00
2.89E+00
2.89E+00
2.81E+00
2.81E+00
2.89E+00
2.81E+00
2.81E+00
2.89E+00
2.81E+00
2.81E+00
2.81E+00
2.81E+00
2.81E+00
2.81E+00
2.73E+00
2.81E+00
2.73E+00
2.81E+00
2.81E+00
2.81E+00
2.81E+00
2.73E+00
2.73E+00
2.73E+00
2.81E+00
2.73E+00
2.73E+00
2.73E+00
2.73E+00
2.73E+00
2.65E+00
2.73E+00
2.73E+00
2.65E+00
2.65E+00
2.65E+00
2.65E+00
2.65E+00
2.73E+00
2.65E+00
2.65E+00
2.57E+00
2.65E+00
2.57E+00
2.65E+00
2.65E+00
2.57E+00
2.57E+00
2.57E+00
2.57E+00
2.57E+00
2.57E+00
2.41E+00
2.49E+00
2.41E+00
2.49E+00
2.49E+00
2.49E+00
2.49E+00
2.49E+00
2.49E+00
2.49E+00
2.41E+00
2.41E+00
2.41E+00
2.33E+00
2.33E+00
2.41E+00
2.33E+00
2.41E+00
2.33E+00
2.25E+00
2.33E+00
2.33E+00
2.25E+00
2.25E+00
2.17E+00
2.25E+00
2.17E+00
2.25E+00
2.25E+00
2.17E+00
2.17E+00
2.17E+00
2.17E+00
2.17E+00
2.09E+00
2.09E+00
2.09E+00
2.09E+00
2.09E+00
2.09E+00
2.09E+00
2.01E+00
2.09E+00
2.01E+00
2.09E+00
2.01E+00
1.93E+00
2.01E+00
1.93E+00
1.93E+00
1.93E+00
1.93E+00
1.85E+00
1.93E+00
1.85E+00
1.93E+00
1.85E+00
1.93E+00
1.77E+00
1.77E+00
1.77E+00
1.77E+00
1.77E+00
1.69E+00
1.77E+00
1.69E+00
1.69E+00
1.69E+00
1.69E+00
1.61E+00
1.69E+00
1.61E+00
1.61E+00
1.61E+00
1.61E+00
1.53E+00
1.53E+00
1.53E+00
1.53E+00
1.53E+00
1.45E+00
1.53E+00
1.45E+00
1.37E+00
1.37E+00
1.45E+00
1.45E+00
1.45E+00
1.45E+00
1.37E+00
1.45E+00
1.37E+00
1.37E+00
1.37E+00
1.37E+00
1.37E+00
1.29E+00
1.29E+00
1.37E+00
1.37E+00
1.29E+00
1.29E+00
1.29E+00
1.29E+00
1.29E+00
1.37E+00
1.37E+00
1.29E+00
1.29E+00
1.37E+00
1.29E+00
1.29E+00
1.29E+00
1.29E+00
1.29E+00
1.29E+00
1.29E+00
1.29E+00
1.37E+00
1.29E+00
1.29E+00
1.29E+00
1.29E+00
1.29E+00
1.37E+00
1.29E+00
1.29E+00
1.29E+00
1.29E+00
1.21E+00
1.29E+00
1.37E+00
1.21E+00
1.29E+00
1.29E+00
1.29E+00
1.29E+00
1.29E+00
1.21E+00
1.21E+00
1.29E+00
1.21E+00
1.21E+00
1.21E+00
1.37E+00
1.29E+00
1.29E+00
1.29E+00
1.21E+00
1.21E+00
1.21E+00
1.29E+00
1.29E+00
1.29E+00
1.29E+00
1.29E+00
1.29E+00
1.21E+00
1.13E+00
1.21E+00
1.21E+00
1.21E+00
1.29E+00
1.29E+00
1.29E+00
1.21E+00
1.21E+00
1.21E+00
1.13E+00
1.21E+00
1.21E+00
1.21E+00
1.21E+00
1.29E+00
1.21E+00
1.21E+00
1.21E+00
1.21E+00
1.21E+00
1.29E+00
1.21E+00
1.21E+00
1.21E+00
1.21E+00
1.29E+00
1.29E+00
1.21E+00
1.21E+00
1.21E+00
1.21E+00
1.29E+00
1.21E+00
1.21E+00
1.21E+00
1.21E+00
1.21E+00
1.21E+00
1.29E+00
1.29E+00
1.21E+00
1.21E+00
1.21E+00
1.21E+00
1.29E+00
1.21E+00
1.21E+00
1.21E+00
1.21E+00
1.21E+00
1.21E+00
1.21E+00
1.29E+00
1.21E+00
1.21E+00
1.13E+00
1.21E+00
1.21E+00
1.21E+00
1.21E+00
1.21E+00
1.21E+00
1.21E+00
1.13E+00
1.21E+00
1.21E+00
1.29E+00
1.29E+00
1.29E+00
1.21E+00
1.21E+00
1.29E+00
1.13E+00
1.21E+00
1.21E+00
1.29E+00
1.21E+00
1.29E+00
1.21E+00
1.21E+00
1.21E+00
1.21E+00
1.21E+00
1.21E+00
1.21E+00
1.21E+00
1.21E+00
1.13E+00
1.21E+00
1.29E+00
1.13E+00
1.13E+00
1.21E+00
1.21E+00
1.21E+00
1.21E+00
1.29E+00
1.13E+00
1.21E+00
1.21E+00
1.29E+00
1.21E+00
1.29E+00
1.21E+00
1.13E+00
1.13E+00
1.21E+00
1.13E+00
1.21E+00
1.21E+00
1.21E+00
1.21E+00
1.21E+00
1.29E+00
1.21E+00
1.21E+00
1.21E+00
1.21E+00
1.21E+00
1.21E+00
1.21E+00
1.13E+00
1.13E+00
1.13E+00
1.21E+00
1.21E+00
1.13E+00
1.21E+00
1.21E+00
1.21E+00
1.29E+00
1.21E+00
1.13E+00
1.13E+00
1.13E+00
1.21E+00
1.21E+00
1.21E+00
1.21E+00
1.21E+00
1.21E+00
1.13E+00
1.21E+00
1.21E+00
1.21E+00
1.21E+00
1.21E+00
1.21E+00
1.13E+00
1.21E+00
1.21E+00
1.13E+00
1.21E+00
1.21E+00
1.21E+00
1.21E+00
1.21E+00
1.13E+00
1.21E+00
1.13E+00
1.21E+00
1.21E+00
1.21E+00
1.21E+00
1.21E+00
1.21E+00
1.13E+00
1.21E+00
1.21E+00
1.21E+00
1.13E+00
1.21E+00
1.21E+00
1.13E+00
1.21E+00
1.21E+00
1.21E+00
1.21E+00
1.21E+00
1.21E+00
1.21E+00
1.21E+00
1.21E+00
1.13E+00
1.13E+00
1.21E+00
1.21E+00
1.21E+00
1.13E+00
1.21E+00
1.13E+00
1.13E+00
1.21E+00
1.21E+00
1.21E+00
1.13E+00
1.21E+00
1.21E+00
1.21E+00
1.13E+00
1.21E+00
1.21E+00
1.13E+00
1.21E+00
1.21E+00
1.21E+00
1.13E+00
1.21E+00
1.21E+00
1.21E+00
1.13E+00
1.21E+00
1.13E+00
1.13E+00
1.21E+00
1.21E+00
1.13E+00
1.13E+00
1.21E+00
1.13E+00
1.21E+00
1.21E+00
1.21E+00
1.21E+00
1.21E+00
1.21E+00
1.21E+00
1.13E+00
1.13E+00
1.13E+00
1.13E+00
1.13E+00
1.29E+00
1.21E+00
1.13E+00
1.21E+00
1.13E+00
1.13E+00
1.13E+00
1.13E+00
1.21E+00
1.21E+00
1.13E+00
1.13E+00
1.29E+00
1.13E+00
1.21E+00
1.21E+00
1.21E+00
1.21E+00
1.21E+00
1.21E+00
1.21E+00
1.21E+00
1.13E+00
1.13E+00
1.21E+00
1.21E+00
1.13E+00
1.21E+00
1.21E+00
1.21E+00
1.13E+00
1.21E+00
1.05E+00
1.13E+00
1.21E+00
1.13E+00
1.21E+00
1.21E+00
1.21E+00
1.21E+00
1.21E+00
1.21E+00
1.21E+00
1.13E+00
1.13E+00
1.13E+00
1.21E+00
1.21E+00
1.21E+00
1.13E+00
1.05E+00
1.13E+00
1.13E+00
1.13E+00
1.13E+00
1.21E+00
1.13E+00
1.21E+00
1.21E+00
1.13E+00
1.21E+00
1.21E+00
1.13E+00
1.21E+00
1.13E+00
1.13E+00
1.21E+00
1.21E+00
1.21E+00
1.13E+00
1.13E+00
1.13E+00
1.21E+00
1.13E+00
1.13E+00
1.21E+00
1.21E+00
1.13E+00
1.13E+00
1.21E+00
1.13E+00
1.13E+00
1.13E+00
1.21E+00
1.13E+00
1.13E+00
1.21E+00
1.21E+00
1.21E+00
1.21E+00
1.13E+00
1.21E+00
1.21E+00
1.13E+00
1.21E+00
1.21E+00
1.21E+00
1.21E+00
1.13E+00
1.13E+00
1.21E+00
1.21E+00
1.21E+00
1.21E+00
1.13E+00
1.21E+00
1.05E+00
1.21E+00
1.21E+00
1.21E+00
1.21E+00
1.21E+00
1.13E+00
1.13E+00
1.21E+00
1.21E+00
1.21E+00
1.21E+00
1.21E+00
1.21E+00
1.13E+00
1.21E+00
1.21E+00
1.21E+00
1.13E+00
1.21E+00
1.21E+00
1.13E+00
1.21E+00
1.13E+00
1.21E+00
1.21E+00
1.13E+00
1.21E+00
1.13E+00
1.29E+00
1.21E+00
1.13E+00
1.21E+00
1.21E+00
1.29E+00
1.21E+00
1.21E+00
1.21E+00
1.21E+00
1.13E+00
1.13E+00
1.21E+00
1.21E+00
1.21E+00
1.21E+00
1.21E+00
1.13E+00
1.21E+00
1.21E+00
1.13E+00
1.13E+00
1.13E+00
1.13E+00
1.29E+00
1.13E+00
1.21E+00
1.21E+00
1.21E+00
1.21E+00
1.21E+00
1.29E+00
1.21E+00
1.21E+00
1.21E+00
1.29E+00
1.05E+00
1.21E+00
1.13E+00
1.21E+00
1.21E+00
1.21E+00
1.13E+00
1.21E+00
1.13E+00
1.29E+00
1.21E+00
1.21E+00
1.21E+00
1.21E+00
1.13E+00
1.21E+00
1.21E+00
1.21E+00
1.21E+00
1.29E+00
1.21E+00
1.21E+00
1.21E+00
1.21E+00
1.21E+00
1.29E+00
1.21E+00
1.21E+00
1.21E+00
1.21E+00
1.21E+00
1.21E+00
1.21E+00
1.21E+00
1.29E+00
1.21E+00
1.21E+00
1.21E+00
1.29E+00
1.21E+00
1.21E+00
1.21E+00
1.21E+00
1.21E+00
1.21E+00
1.13E+00
1.21E+00
1.21E+00
1.21E+00
1.21E+00
1.29E+00
1.21E+00
1.21E+00
1.21E+00
1.21E+00
1.21E+00
1.21E+00
1.21E+00
1.21E+00
1.21E+00
1.13E+00
1.29E+00
1.21E+00
1.21E+00
1.21E+00
1.13E+00
1.21E+00
1.21E+00
1.21E+00
1.21E+00
1.21E+00
1.21E+00
1.21E+00
1.21E+00
1.21E+00
1.21E+00
1.29E+00
1.29E+00
1.29E+00
1.21E+00
1.29E+00
1.29E+00
1.21E+00
1.21E+00
1.21E+00
1.29E+00
1.21E+00
1.13E+00
1.29E+00
1.21E+00
1.21E+00
1.21E+00
1.29E+00
1.29E+00
1.21E+00
1.29E+00
1.21E+00
1.13E+00
1.21E+00
1.21E+00
1.21E+00
1.29E+00
1.21E+00
1.29E+00];

%scatter(x,y,'filled')
%hold on
%scatter(x,y,'filled')
plot(t,x)
hold on
plot(t,y)
grid on
xlabel('Voltaje (V)') 
ylabel('Corriente (A)')

%xticks([0 0.45 0.5 0.55 0.6 0.65 0.7 0.75 0.8 1])
%xticklabels({'0','0.45','0.5','0.55','0.6','0.65','0.7','0.75','0.8','1'})
%yticks([0  0.0015 0.006 0.019 0.038 0.06])
